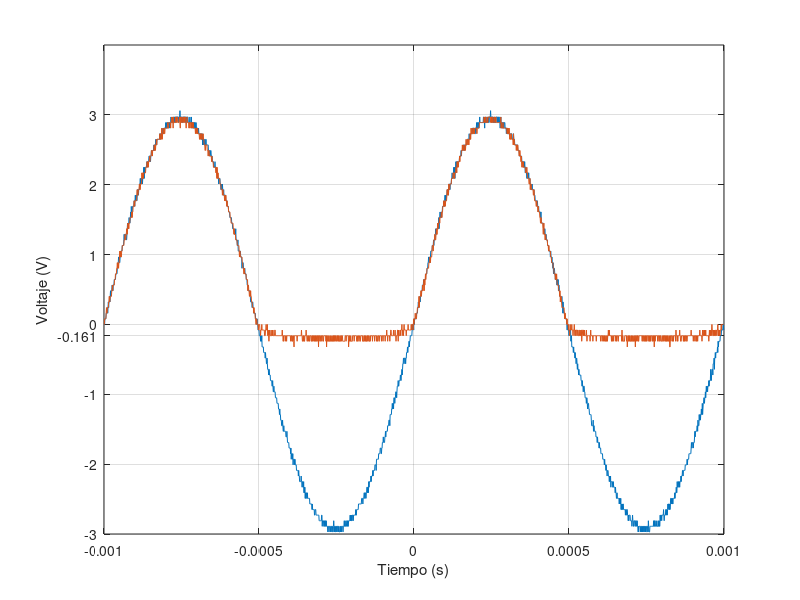

Reproduce this figure in MATLAB.
t=[-1.00E-03
-9.99E-04
-9.98E-04
-9.97E-04
-9.96E-04
-9.95E-04
-9.94E-04
-9.93E-04
-9.92E-04
-9.91E-04
-9.90E-04
-9.89E-04
-9.88E-04
-9.87E-04
-9.86E-04
-9.85E-04
-9.84E-04
-9.83E-04
-9.82E-04
-9.81E-04
-9.80E-04
-9.79E-04
-9.78E-04
-9.77E-04
-9.76E-04
-9.75E-04
-9.74E-04
-9.73E-04
-9.72E-04
-9.71E-04
-9.70E-04
-9.69E-04
-9.68E-04
-9.67E-04
-9.66E-04
-9.65E-04
-9.64E-04
-9.63E-04
-9.62E-04
-9.61E-04
-9.60E-04
-9.59E-04
-9.58E-04
-9.57E-04
-9.56E-04
-9.55E-04
-9.54E-04
-9.53E-04
-9.52E-04
-9.51E-04
-9.50E-04
-9.49E-04
-9.48E-04
-9.47E-04
-9.46E-04
-9.45E-04
-9.44E-04
-9.43E-04
-9.42E-04
-9.41E-04
-9.40E-04
-9.39E-04
-9.38E-04
-9.37E-04
-9.36E-04
-9.35E-04
-9.34E-04
-9.33E-04
-9.32E-04
-9.31E-04
-9.30E-04
-9.29E-04
-9.28E-04
-9.27E-04
-9.26E-04
-9.25E-04
-9.24E-04
-9.23E-04
-9.22E-04
-9.21E-04
-9.20E-04
-9.19E-04
-9.18E-04
-9.17E-04
-9.16E-04
-9.15E-04
-9.14E-04
-9.13E-04
-9.12E-04
-9.11E-04
-9.10E-04
-9.09E-04
-9.08E-04
-9.07E-04
-9.06E-04
-9.05E-04
-9.04E-04
-9.03E-04
-9.02E-04
-9.01E-04
-9.00E-04
-8.99E-04
-8.98E-04
-8.97E-04
-8.96E-04
-8.95E-04
-8.94E-04
-8.93E-04
-8.92E-04
-8.91E-04
-8.90E-04
-8.89E-04
-8.88E-04
-8.87E-04
-8.86E-04
-8.85E-04
-8.84E-04
-8.83E-04
-8.82E-04
-8.81E-04
-8.80E-04
-8.79E-04
-8.78E-04
-8.77E-04
-8.76E-04
-8.75E-04
-8.74E-04
-8.73E-04
-8.72E-04
-8.71E-04
-8.70E-04
-8.69E-04
-8.68E-04
-8.67E-04
-8.66E-04
-8.65E-04
-8.64E-04
-8.63E-04
-8.62E-04
-8.61E-04
-8.60E-04
-8.59E-04
-8.58E-04
-8.57E-04
-8.56E-04
-8.55E-04
-8.54E-04
-8.53E-04
-8.52E-04
-8.51E-04
-8.50E-04
-8.49E-04
-8.48E-04
-8.47E-04
-8.46E-04
-8.45E-04
-8.44E-04
-8.43E-04
-8.42E-04
-8.41E-04
-8.40E-04
-8.39E-04
-8.38E-04
-8.37E-04
-8.36E-04
-8.35E-04
-8.34E-04
-8.33E-04
-8.32E-04
-8.31E-04
-8.30E-04
-8.29E-04
-8.28E-04
-8.27E-04
-8.26E-04
-8.25E-04
-8.24E-04
-8.23E-04
-8.22E-04
-8.21E-04
-8.20E-04
-8.19E-04
-8.18E-04
-8.17E-04
-8.16E-04
-8.15E-04
-8.14E-04
-8.13E-04
-8.12E-04
-8.11E-04
-8.10E-04
-8.09E-04
-8.08E-04
-8.07E-04
-8.06E-04
-8.05E-04
-8.04E-04
-8.03E-04
-8.02E-04
-8.01E-04
-8.00E-04
-7.99E-04
-7.98E-04
-7.97E-04
-7.96E-04
-7.95E-04
-7.94E-04
-7.93E-04
-7.92E-04
-7.91E-04
-7.90E-04
-7.89E-04
-7.88E-04
-7.87E-04
-7.86E-04
-7.85E-04
-7.84E-04
-7.83E-04
-7.82E-04
-7.81E-04
-7.80E-04
-7.79E-04
-7.78E-04
-7.77E-04
-7.76E-04
-7.75E-04
-7.74E-04
-7.73E-04
-7.72E-04
-7.71E-04
-7.70E-04
-7.69E-04
-7.68E-04
-7.67E-04
-7.66E-04
-7.65E-04
-7.64E-04
-7.63E-04
-7.62E-04
-7.61E-04
-7.60E-04
-7.59E-04
-7.58E-04
-7.57E-04
-7.56E-04
-7.55E-04
-7.54E-04
-7.53E-04
-7.52E-04
-7.51E-04
-7.50E-04
-7.49E-04
-7.48E-04
-7.47E-04
-7.46E-04
-7.45E-04
-7.44E-04
-7.43E-04
-7.42E-04
-7.41E-04
-7.40E-04
-7.39E-04
-7.38E-04
-7.37E-04
-7.36E-04
-7.35E-04
-7.34E-04
-7.33E-04
-7.32E-04
-7.31E-04
-7.30E-04
-7.29E-04
-7.28E-04
-7.27E-04
-7.26E-04
-7.25E-04
-7.24E-04
-7.23E-04
-7.22E-04
-7.21E-04
-7.20E-04
-7.19E-04
-7.18E-04
-7.17E-04
-7.16E-04
-7.15E-04
-7.14E-04
-7.13E-04
-7.12E-04
-7.11E-04
-7.10E-04
-7.09E-04
-7.08E-04
-7.07E-04
-7.06E-04
-7.05E-04
-7.04E-04
-7.03E-04
-7.02E-04
-7.01E-04
-7.00E-04
-6.99E-04
-6.98E-04
-6.97E-04
-6.96E-04
-6.95E-04
-6.94E-04
-6.93E-04
-6.92E-04
-6.91E-04
-6.90E-04
-6.89E-04
-6.88E-04
-6.87E-04
-6.86E-04
-6.85E-04
-6.84E-04
-6.83E-04
-6.82E-04
-6.81E-04
-6.80E-04
-6.79E-04
-6.78E-04
-6.77E-04
-6.76E-04
-6.75E-04
-6.74E-04
-6.73E-04
-6.72E-04
-6.71E-04
-6.70E-04
-6.69E-04
-6.68E-04
-6.67E-04
-6.66E-04
-6.65E-04
-6.64E-04
-6.63E-04
-6.62E-04
-6.61E-04
-6.60E-04
-6.59E-04
-6.58E-04
-6.57E-04
-6.56E-04
-6.55E-04
-6.54E-04
-6.53E-04
-6.52E-04
-6.51E-04
-6.50E-04
-6.49E-04
-6.48E-04
-6.47E-04
-6.46E-04
-6.45E-04
-6.44E-04
-6.43E-04
-6.42E-04
-6.41E-04
-6.40E-04
-6.39E-04
-6.38E-04
-6.37E-04
-6.36E-04
-6.35E-04
-6.34E-04
-6.33E-04
-6.32E-04
-6.31E-04
-6.30E-04
-6.29E-04
-6.28E-04
-6.27E-04
-6.26E-04
-6.25E-04
-6.24E-04
-6.23E-04
-6.22E-04
-6.21E-04
-6.20E-04
-6.19E-04
-6.18E-04
-6.17E-04
-6.16E-04
-6.15E-04
-6.14E-04
-6.13E-04
-6.12E-04
-6.11E-04
-6.10E-04
-6.09E-04
-6.08E-04
-6.07E-04
-6.06E-04
-6.05E-04
-6.04E-04
-6.03E-04
-6.02E-04
-6.01E-04
-6.00E-04
-5.99E-04
-5.98E-04
-5.97E-04
-5.96E-04
-5.95E-04
-5.94E-04
-5.93E-04
-5.92E-04
-5.91E-04
-5.90E-04
-5.89E-04
-5.88E-04
-5.87E-04
-5.86E-04
-5.85E-04
-5.84E-04
-5.83E-04
-5.82E-04
-5.81E-04
-5.80E-04
-5.79E-04
-5.78E-04
-5.77E-04
-5.76E-04
-5.75E-04
-5.74E-04
-5.73E-04
-5.72E-04
-5.71E-04
-5.70E-04
-5.69E-04
-5.68E-04
-5.67E-04
-5.66E-04
-5.65E-04
-5.64E-04
-5.63E-04
-5.62E-04
-5.61E-04
-5.60E-04
-5.59E-04
-5.58E-04
-5.57E-04
-5.56E-04
-5.55E-04
-5.54E-04
-5.53E-04
-5.52E-04
-5.51E-04
-5.50E-04
-5.49E-04
-5.48E-04
-5.47E-04
-5.46E-04
-5.45E-04
-5.44E-04
-5.43E-04
-5.42E-04
-5.41E-04
-5.40E-04
-5.39E-04
-5.38E-04
-5.37E-04
-5.36E-04
-5.35E-04
-5.34E-04
-5.33E-04
-5.32E-04
-5.31E-04
-5.30E-04
-5.29E-04
-5.28E-04
-5.27E-04
-5.26E-04
-5.25E-04
-5.24E-04
-5.23E-04
-5.22E-04
-5.21E-04
-5.20E-04
-5.19E-04
-5.18E-04
-5.17E-04
-5.16E-04
-5.15E-04
-5.14E-04
-5.13E-04
-5.12E-04
-5.11E-04
-5.10E-04
-5.09E-04
-5.08E-04
-5.07E-04
-5.06E-04
-5.05E-04
-5.04E-04
-5.03E-04
-5.02E-04
-5.01E-04
-5.00E-04
-4.99E-04
-4.98E-04
-4.97E-04
-4.96E-04
-4.95E-04
-4.94E-04
-4.93E-04
-4.92E-04
-4.91E-04
-4.90E-04
-4.89E-04
-4.88E-04
-4.87E-04
-4.86E-04
-4.85E-04
-4.84E-04
-4.83E-04
-4.82E-04
-4.81E-04
-4.80E-04
-4.79E-04
-4.78E-04
-4.77E-04
-4.76E-04
-4.75E-04
-4.74E-04
-4.73E-04
-4.72E-04
-4.71E-04
-4.70E-04
-4.69E-04
-4.68E-04
-4.67E-04
-4.66E-04
-4.65E-04
-4.64E-04
-4.63E-04
-4.62E-04
-4.61E-04
-4.60E-04
-4.59E-04
-4.58E-04
-4.57E-04
-4.56E-04
-4.55E-04
-4.54E-04
-4.53E-04
-4.52E-04
-4.51E-04
-4.50E-04
-4.49E-04
-4.48E-04
-4.47E-04
-4.46E-04
-4.45E-04
-4.44E-04
-4.43E-04
-4.42E-04
-4.41E-04
-4.40E-04
-4.39E-04
-4.38E-04
-4.37E-04
-4.36E-04
-4.35E-04
-4.34E-04
-4.33E-04
-4.32E-04
-4.31E-04
-4.30E-04
-4.29E-04
-4.28E-04
-4.27E-04
-4.26E-04
-4.25E-04
-4.24E-04
-4.23E-04
-4.22E-04
-4.21E-04
-4.20E-04
-4.19E-04
-4.18E-04
-4.17E-04
-4.16E-04
-4.15E-04
-4.14E-04
-4.13E-04
-4.12E-04
-4.11E-04
-4.10E-04
-4.09E-04
-4.08E-04
-4.07E-04
-4.06E-04
-4.05E-04
-4.04E-04
-4.03E-04
-4.02E-04
-4.01E-04
-4.00E-04
-3.99E-04
-3.98E-04
-3.97E-04
-3.96E-04
-3.95E-04
-3.94E-04
-3.93E-04
-3.92E-04
-3.91E-04
-3.90E-04
-3.89E-04
-3.88E-04
-3.87E-04
-3.86E-04
-3.85E-04
-3.84E-04
-3.83E-04
-3.82E-04
-3.81E-04
-3.80E-04
-3.79E-04
-3.78E-04
-3.77E-04
-3.76E-04
-3.75E-04
-3.74E-04
-3.73E-04
-3.72E-04
-3.71E-04
-3.70E-04
-3.69E-04
-3.68E-04
-3.67E-04
-3.66E-04
-3.65E-04
-3.64E-04
-3.63E-04
-3.62E-04
-3.61E-04
-3.60E-04
-3.59E-04
-3.58E-04
-3.57E-04
-3.56E-04
-3.55E-04
-3.54E-04
-3.53E-04
-3.52E-04
-3.51E-04
-3.50E-04
-3.49E-04
-3.48E-04
-3.47E-04
-3.46E-04
-3.45E-04
-3.44E-04
-3.43E-04
-3.42E-04
-3.41E-04
-3.40E-04
-3.39E-04
-3.38E-04
-3.37E-04
-3.36E-04
-3.35E-04
-3.34E-04
-3.33E-04
-3.32E-04
-3.31E-04
-3.30E-04
-3.29E-04
-3.28E-04
-3.27E-04
-3.26E-04
-3.25E-04
-3.24E-04
-3.23E-04
-3.22E-04
-3.21E-04
-3.20E-04
-3.19E-04
-3.18E-04
-3.17E-04
-3.16E-04
-3.15E-04
-3.14E-04
-3.13E-04
-3.12E-04
-3.11E-04
-3.10E-04
-3.09E-04
-3.08E-04
-3.07E-04
-3.06E-04
-3.05E-04
-3.04E-04
-3.03E-04
-3.02E-04
-3.01E-04
-3.00E-04
-2.99E-04
-2.98E-04
-2.97E-04
-2.96E-04
-2.95E-04
-2.94E-04
-2.93E-04
-2.92E-04
-2.91E-04
-2.90E-04
-2.89E-04
-2.88E-04
-2.87E-04
-2.86E-04
-2.85E-04
-2.84E-04
-2.83E-04
-2.82E-04
-2.81E-04
-2.80E-04
-2.79E-04
-2.78E-04
-2.77E-04
-2.76E-04
-2.75E-04
-2.74E-04
-2.73E-04
-2.72E-04
-2.71E-04
-2.70E-04
-2.69E-04
-2.68E-04
-2.67E-04
-2.66E-04
-2.65E-04
-2.64E-04
-2.63E-04
-2.62E-04
-2.61E-04
-2.60E-04
-2.59E-04
-2.58E-04
-2.57E-04
-2.56E-04
-2.55E-04
-2.54E-04
-2.53E-04
-2.52E-04
-2.51E-04
-2.50E-04
-2.49E-04
-2.48E-04
-2.47E-04
-2.46E-04
-2.45E-04
-2.44E-04
-2.43E-04
-2.42E-04
-2.41E-04
-2.40E-04
-2.39E-04
-2.38E-04
-2.37E-04
-2.36E-04
-2.35E-04
-2.34E-04
-2.33E-04
-2.32E-04
-2.31E-04
-2.30E-04
-2.29E-04
-2.28E-04
-2.27E-04
-2.26E-04
-2.25E-04
-2.24E-04
-2.23E-04
-2.22E-04
-2.21E-04
-2.20E-04
-2.19E-04
-2.18E-04
-2.17E-04
-2.16E-04
-2.15E-04
-2.14E-04
-2.13E-04
-2.12E-04
-2.11E-04
-2.10E-04
-2.09E-04
-2.08E-04
-2.07E-04
-2.06E-04
-2.05E-04
-2.04E-04
-2.03E-04
-2.02E-04
-2.01E-04
-2.00E-04
-1.99E-04
-1.98E-04
-1.97E-04
-1.96E-04
-1.95E-04
-1.94E-04
-1.93E-04
-1.92E-04
-1.91E-04
-1.90E-04
-1.89E-04
-1.88E-04
-1.87E-04
-1.86E-04
-1.85E-04
-1.84E-04
-1.83E-04
-1.82E-04
-1.81E-04
-1.80E-04
-1.79E-04
-1.78E-04
-1.77E-04
-1.76E-04
-1.75E-04
-1.74E-04
-1.73E-04
-1.72E-04
-1.71E-04
-1.70E-04
-1.69E-04
-1.68E-04
-1.67E-04
-1.66E-04
-1.65E-04
-1.64E-04
-1.63E-04
-1.62E-04
-1.61E-04
-1.60E-04
-1.59E-04
-1.58E-04
-1.57E-04
-1.56E-04
-1.55E-04
-1.54E-04
-1.53E-04
-1.52E-04
-1.51E-04
-1.50E-04
-1.49E-04
-1.48E-04
-1.47E-04
-1.46E-04
-1.45E-04
-1.44E-04
-1.43E-04
-1.42E-04
-1.41E-04
-1.40E-04
-1.39E-04
-1.38E-04
-1.37E-04
-1.36E-04
-1.35E-04
-1.34E-04
-1.33E-04
-1.32E-04
-1.31E-04
-1.30E-04
-1.29E-04
-1.28E-04
-1.27E-04
-1.26E-04
-1.25E-04
-1.24E-04
-1.23E-04
-1.22E-04
-1.21E-04
-1.20E-04
-1.19E-04
-1.18E-04
-1.17E-04
-1.16E-04
-1.15E-04
-1.14E-04
-1.13E-04
-1.12E-04
-1.11E-04
-1.10E-04
-1.09E-04
-1.08E-04
-1.07E-04
-1.06E-04
-1.05E-04
-1.04E-04
-1.03E-04
-1.02E-04
-1.01E-04
-1.00E-04
-9.90E-05
-9.80E-05
-9.70E-05
-9.60E-05
-9.50E-05
-9.40E-05
-9.30E-05
-9.20E-05
-9.10E-05
-9.00E-05
-8.90E-05
-8.80E-05
-8.70E-05
-8.60E-05
-8.50E-05
-8.40E-05
-8.30E-05
-8.20E-05
-8.10E-05
-8.00E-05
-7.90E-05
-7.80E-05
-7.70E-05
-7.60E-05
-7.50E-05
-7.40E-05
-7.30E-05
-7.20E-05
-7.10E-05
-7.00E-05
-6.90E-05
-6.80E-05
-6.70E-05
-6.60E-05
-6.50E-05
-6.40E-05
-6.30E-05
-6.20E-05
-6.10E-05
-6.00E-05
-5.90E-05
-5.80E-05
-5.70E-05
-5.60E-05
-5.50E-05
-5.40E-05
-5.30E-05
-5.20E-05
-5.10E-05
-5.00E-05
-4.90E-05
-4.80E-05
-4.70E-05
-4.60E-05
-4.50E-05
-4.40E-05
-4.30E-05
-4.20E-05
-4.10E-05
-4.00E-05
-3.90E-05
-3.80E-05
-3.70E-05
-3.60E-05
-3.50E-05
-3.40E-05
-3.30E-05
-3.20E-05
-3.10E-05
-3.00E-05
-2.90E-05
-2.80E-05
-2.70E-05
-2.60E-05
-2.50E-05
-2.40E-05
-2.30E-05
-2.20E-05
-2.10E-05
-2.00E-05
-1.90E-05
-1.80E-05
-1.70E-05
-1.60E-05
-1.50E-05
-1.40E-05
-1.30E-05
-1.20E-05
-1.10E-05
-1.00E-05
-9.00E-06
-8.00E-06
-7.00E-06
-6.00E-06
-5.00E-06
-4.00E-06
-3.00E-06
-2.00E-06
-1.00E-06
0.00E+00
1.00E-06
2.00E-06
3.00E-06
4.00E-06
5.00E-06
6.00E-06
7.00E-06
8.00E-06
9.00E-06
1.00E-05
1.10E-05
1.20E-05
1.30E-05
1.40E-05
1.50E-05
1.60E-05
1.70E-05
1.80E-05
1.90E-05
2.00E-05
2.10E-05
2.20E-05
2.30E-05
2.40E-05
2.50E-05
2.60E-05
2.70E-05
2.80E-05
2.90E-05
3.00E-05
3.10E-05
3.20E-05
3.30E-05
3.40E-05
3.50E-05
3.60E-05
3.70E-05
3.80E-05
3.90E-05
4.00E-05
4.10E-05
4.20E-05
4.30E-05
4.40E-05
4.50E-05
4.60E-05
4.70E-05
4.80E-05
4.90E-05
5.00E-05
5.10E-05
5.20E-05
5.30E-05
5.40E-05
5.50E-05
5.60E-05
5.70E-05
5.80E-05
5.90E-05
6.00E-05
6.10E-05
6.20E-05
6.30E-05
6.40E-05
6.50E-05
6.60E-05
6.70E-05
6.80E-05
6.90E-05
7.00E-05
7.10E-05
7.20E-05
7.30E-05
7.40E-05
7.50E-05
7.60E-05
7.70E-05
7.80E-05
7.90E-05
8.00E-05
8.10E-05
8.20E-05
8.30E-05
8.40E-05
8.50E-05
8.60E-05
8.70E-05
8.80E-05
8.90E-05
9.00E-05
9.10E-05
9.20E-05
9.30E-05
9.40E-05
9.50E-05
9.60E-05
9.70E-05
9.80E-05
9.90E-05
1.00E-04
1.01E-04
1.02E-04
1.03E-04
1.04E-04
1.05E-04
1.06E-04
1.07E-04
1.08E-04
1.09E-04
1.10E-04
1.11E-04
1.12E-04
1.13E-04
1.14E-04
1.15E-04
1.16E-04
1.17E-04
1.18E-04
1.19E-04
1.20E-04
1.21E-04
1.22E-04
1.23E-04
1.24E-04
1.25E-04
1.26E-04
1.27E-04
1.28E-04
1.29E-04
1.30E-04
1.31E-04
1.32E-04
1.33E-04
1.34E-04
1.35E-04
1.36E-04
1.37E-04
1.38E-04
1.39E-04
1.40E-04
1.41E-04
1.42E-04
1.43E-04
1.44E-04
1.45E-04
1.46E-04
1.47E-04
1.48E-04
1.49E-04
1.50E-04
1.51E-04
1.52E-04
1.53E-04
1.54E-04
1.55E-04
1.56E-04
1.57E-04
1.58E-04
1.59E-04
1.60E-04
1.61E-04
1.62E-04
1.63E-04
1.64E-04
1.65E-04
1.66E-04
1.67E-04
1.68E-04
1.69E-04
1.70E-04
1.71E-04
1.72E-04
1.73E-04
1.74E-04
1.75E-04
1.76E-04
1.77E-04
1.78E-04
1.79E-04
1.80E-04
1.81E-04
1.82E-04
1.83E-04
1.84E-04
1.85E-04
1.86E-04
1.87E-04
1.88E-04
1.89E-04
1.90E-04
1.91E-04
1.92E-04
1.93E-04
1.94E-04
1.95E-04
1.96E-04
1.97E-04
1.98E-04
1.99E-04
2.00E-04
2.01E-04
2.02E-04
2.03E-04
2.04E-04
2.05E-04
2.06E-04
2.07E-04
2.08E-04
2.09E-04
2.10E-04
2.11E-04
2.12E-04
2.13E-04
2.14E-04
2.15E-04
2.16E-04
2.17E-04
2.18E-04
2.19E-04
2.20E-04
2.21E-04
2.22E-04
2.23E-04
2.24E-04
2.25E-04
2.26E-04
2.27E-04
2.28E-04
2.29E-04
2.30E-04
2.31E-04
2.32E-04
2.33E-04
2.34E-04
2.35E-04
2.36E-04
2.37E-04
2.38E-04
2.39E-04
2.40E-04
2.41E-04
2.42E-04
2.43E-04
2.44E-04
2.45E-04
2.46E-04
2.47E-04
2.48E-04
2.49E-04
2.50E-04
2.51E-04
2.52E-04
2.53E-04
2.54E-04
2.55E-04
2.56E-04
2.57E-04
2.58E-04
2.59E-04
2.60E-04
2.61E-04
2.62E-04
2.63E-04
2.64E-04
2.65E-04
2.66E-04
2.67E-04
2.68E-04
2.69E-04
2.70E-04
2.71E-04
2.72E-04
2.73E-04
2.74E-04
2.75E-04
2.76E-04
2.77E-04
2.78E-04
2.79E-04
2.80E-04
2.81E-04
2.82E-04
2.83E-04
2.84E-04
2.85E-04
2.86E-04
2.87E-04
2.88E-04
2.89E-04
2.90E-04
2.91E-04
2.92E-04
2.93E-04
2.94E-04
2.95E-04
2.96E-04
2.97E-04
2.98E-04
2.99E-04
3.00E-04
3.01E-04
3.02E-04
3.03E-04
3.04E-04
3.05E-04
3.06E-04
3.07E-04
3.08E-04
3.09E-04
3.10E-04
3.11E-04
3.12E-04
3.13E-04
3.14E-04
3.15E-04
3.16E-04
3.17E-04
3.18E-04
3.19E-04
3.20E-04
3.21E-04
3.22E-04
3.23E-04
3.24E-04
3.25E-04
3.26E-04
3.27E-04
3.28E-04
3.29E-04
3.30E-04
3.31E-04
3.32E-04
3.33E-04
3.34E-04
3.35E-04
3.36E-04
3.37E-04
3.38E-04
3.39E-04
3.40E-04
3.41E-04
3.42E-04
3.43E-04
3.44E-04
3.45E-04
3.46E-04
3.47E-04
3.48E-04
3.49E-04
3.50E-04
3.51E-04
3.52E-04
3.53E-04
3.54E-04
3.55E-04
3.56E-04
3.57E-04
3.58E-04
3.59E-04
3.60E-04
3.61E-04
3.62E-04
3.63E-04
3.64E-04
3.65E-04
3.66E-04
3.67E-04
3.68E-04
3.69E-04
3.70E-04
3.71E-04
3.72E-04
3.73E-04
3.74E-04
3.75E-04
3.76E-04
3.77E-04
3.78E-04
3.79E-04
3.80E-04
3.81E-04
3.82E-04
3.83E-04
3.84E-04
3.85E-04
3.86E-04
3.87E-04
3.88E-04
3.89E-04
3.90E-04
3.91E-04
3.92E-04
3.93E-04
3.94E-04
3.95E-04
3.96E-04
3.97E-04
3.98E-04
3.99E-04
4.00E-04
4.01E-04
4.02E-04
4.03E-04
4.04E-04
4.05E-04
4.06E-04
4.07E-04
4.08E-04
4.09E-04
4.10E-04
4.11E-04
4.12E-04
4.13E-04
4.14E-04
4.15E-04
4.16E-04
4.17E-04
4.18E-04
4.19E-04
4.20E-04
4.21E-04
4.22E-04
4.23E-04
4.24E-04
4.25E-04
4.26E-04
4.27E-04
4.28E-04
4.29E-04
4.30E-04
4.31E-04
4.32E-04
4.33E-04
4.34E-04
4.35E-04
4.36E-04
4.37E-04
4.38E-04
4.39E-04
4.40E-04
4.41E-04
4.42E-04
4.43E-04
4.44E-04
4.45E-04
4.46E-04
4.47E-04
4.48E-04
4.49E-04
4.50E-04
4.51E-04
4.52E-04
4.53E-04
4.54E-04
4.55E-04
4.56E-04
4.57E-04
4.58E-04
4.59E-04
4.60E-04
4.61E-04
4.62E-04
4.63E-04
4.64E-04
4.65E-04
4.66E-04
4.67E-04
4.68E-04
4.69E-04
4.70E-04
4.71E-04
4.72E-04
4.73E-04
4.74E-04
4.75E-04
4.76E-04
4.77E-04
4.78E-04
4.79E-04
4.80E-04
4.81E-04
4.82E-04
4.83E-04
4.84E-04
4.85E-04
4.86E-04
4.87E-04
4.88E-04
4.89E-04
4.90E-04
4.91E-04
4.92E-04
4.93E-04
4.94E-04
4.95E-04
4.96E-04
4.97E-04
4.98E-04
4.99E-04
5.00E-04
5.01E-04
5.02E-04
5.03E-04
5.04E-04
5.05E-04
5.06E-04
5.07E-04
5.08E-04
5.09E-04
5.10E-04
5.11E-04
5.12E-04
5.13E-04
5.14E-04
5.15E-04
5.16E-04
5.17E-04
5.18E-04
5.19E-04
5.20E-04
5.21E-04
5.22E-04
5.23E-04
5.24E-04
5.25E-04
5.26E-04
5.27E-04
5.28E-04
5.29E-04
5.30E-04
5.31E-04
5.32E-04
5.33E-04
5.34E-04
5.35E-04
5.36E-04
5.37E-04
5.38E-04
5.39E-04
5.40E-04
5.41E-04
5.42E-04
5.43E-04
5.44E-04
5.45E-04
5.46E-04
5.47E-04
5.48E-04
5.49E-04
5.50E-04
5.51E-04
5.52E-04
5.53E-04
5.54E-04
5.55E-04
5.56E-04
5.57E-04
5.58E-04
5.59E-04
5.60E-04
5.61E-04
5.62E-04
5.63E-04
5.64E-04
5.65E-04
5.66E-04
5.67E-04
5.68E-04
5.69E-04
5.70E-04
5.71E-04
5.72E-04
5.73E-04
5.74E-04
5.75E-04
5.76E-04
5.77E-04
5.78E-04
5.79E-04
5.80E-04
5.81E-04
5.82E-04
5.83E-04
5.84E-04
5.85E-04
5.86E-04
5.87E-04
5.88E-04
5.89E-04
5.90E-04
5.91E-04
5.92E-04
5.93E-04
5.94E-04
5.95E-04
5.96E-04
5.97E-04
5.98E-04
5.99E-04
6.00E-04
6.01E-04
6.02E-04
6.03E-04
6.04E-04
6.05E-04
6.06E-04
6.07E-04
6.08E-04
6.09E-04
6.10E-04
6.11E-04
6.12E-04
6.13E-04
6.14E-04
6.15E-04
6.16E-04
6.17E-04
6.18E-04
6.19E-04
6.20E-04
6.21E-04
6.22E-04
6.23E-04
6.24E-04
6.25E-04
6.26E-04
6.27E-04
6.28E-04
6.29E-04
6.30E-04
6.31E-04
6.32E-04
6.33E-04
6.34E-04
6.35E-04
6.36E-04
6.37E-04
6.38E-04
6.39E-04
6.40E-04
6.41E-04
6.42E-04
6.43E-04
6.44E-04
6.45E-04
6.46E-04
6.47E-04
6.48E-04
6.49E-04
6.50E-04
6.51E-04
6.52E-04
6.53E-04
6.54E-04
6.55E-04
6.56E-04
6.57E-04
6.58E-04
6.59E-04
6.60E-04
6.61E-04
6.62E-04
6.63E-04
6.64E-04
6.65E-04
6.66E-04
6.67E-04
6.68E-04
6.69E-04
6.70E-04
6.71E-04
6.72E-04
6.73E-04
6.74E-04
6.75E-04
6.76E-04
6.77E-04
6.78E-04
6.79E-04
6.80E-04
6.81E-04
6.82E-04
6.83E-04
6.84E-04
6.85E-04
6.86E-04
6.87E-04
6.88E-04
6.89E-04
6.90E-04
6.91E-04
6.92E-04
6.93E-04
6.94E-04
6.95E-04
6.96E-04
6.97E-04
6.98E-04
6.99E-04
7.00E-04
7.01E-04
7.02E-04
7.03E-04
7.04E-04
7.05E-04
7.06E-04
7.07E-04
7.08E-04
7.09E-04
7.10E-04
7.11E-04
7.12E-04
7.13E-04
7.14E-04
7.15E-04
7.16E-04
7.17E-04
7.18E-04
7.19E-04
7.20E-04
7.21E-04
7.22E-04
7.23E-04
7.24E-04
7.25E-04
7.26E-04
7.27E-04
7.28E-04
7.29E-04
7.30E-04
7.31E-04
7.32E-04
7.33E-04
7.34E-04
7.35E-04
7.36E-04
7.37E-04
7.38E-04
7.39E-04
7.40E-04
7.41E-04
7.42E-04
7.43E-04
7.44E-04
7.45E-04
7.46E-04
7.47E-04
7.48E-04
7.49E-04
7.50E-04
7.51E-04
7.52E-04
7.53E-04
7.54E-04
7.55E-04
7.56E-04
7.57E-04
7.58E-04
7.59E-04
7.60E-04
7.61E-04
7.62E-04
7.63E-04
7.64E-04
7.65E-04
7.66E-04
7.67E-04
7.68E-04
7.69E-04
7.70E-04
7.71E-04
7.72E-04
7.73E-04
7.74E-04
7.75E-04
7.76E-04
7.77E-04
7.78E-04
7.79E-04
7.80E-04
7.81E-04
7.82E-04
7.83E-04
7.84E-04
7.85E-04
7.86E-04
7.87E-04
7.88E-04
7.89E-04
7.90E-04
7.91E-04
7.92E-04
7.93E-04
7.94E-04
7.95E-04
7.96E-04
7.97E-04
7.98E-04
7.99E-04
8.00E-04
8.01E-04
8.02E-04
8.03E-04
8.04E-04
8.05E-04
8.06E-04
8.07E-04
8.08E-04
8.09E-04
8.10E-04
8.11E-04
8.12E-04
8.13E-04
8.14E-04
8.15E-04
8.16E-04
8.17E-04
8.18E-04
8.19E-04
8.20E-04
8.21E-04
8.22E-04
8.23E-04
8.24E-04
8.25E-04
8.26E-04
8.27E-04
8.28E-04
8.29E-04
8.30E-04
8.31E-04
8.32E-04
8.33E-04
8.34E-04
8.35E-04
8.36E-04
8.37E-04
8.38E-04
8.39E-04
8.40E-04
8.41E-04
8.42E-04
8.43E-04
8.44E-04
8.45E-04
8.46E-04
8.47E-04
8.48E-04
8.49E-04
8.50E-04
8.51E-04
8.52E-04
8.53E-04
8.54E-04
8.55E-04
8.56E-04
8.57E-04
8.58E-04
8.59E-04
8.60E-04
8.61E-04
8.62E-04
8.63E-04
8.64E-04
8.65E-04
8.66E-04
8.67E-04
8.68E-04
8.69E-04
8.70E-04
8.71E-04
8.72E-04
8.73E-04
8.74E-04
8.75E-04
8.76E-04
8.77E-04
8.78E-04
8.79E-04
8.80E-04
8.81E-04
8.82E-04
8.83E-04
8.84E-04
8.85E-04
8.86E-04
8.87E-04
8.88E-04
8.89E-04
8.90E-04
8.91E-04
8.92E-04
8.93E-04
8.94E-04
8.95E-04
8.96E-04
8.97E-04
8.98E-04
8.99E-04
9.00E-04
9.01E-04
9.02E-04
9.03E-04
9.04E-04
9.05E-04
9.06E-04
9.07E-04
9.08E-04
9.09E-04
9.10E-04
9.11E-04
9.12E-04
9.13E-04
9.14E-04
9.15E-04
9.16E-04
9.17E-04
9.18E-04
9.19E-04
9.20E-04
9.21E-04
9.22E-04
9.23E-04
9.24E-04
9.25E-04
9.26E-04
9.27E-04
9.28E-04
9.29E-04
9.30E-04
9.31E-04
9.32E-04
9.33E-04
9.34E-04
9.35E-04
9.36E-04
9.37E-04
9.38E-04
9.39E-04
9.40E-04
9.41E-04
9.42E-04
9.43E-04
9.44E-04
9.45E-04
9.46E-04
9.47E-04
9.48E-04
9.49E-04
9.50E-04
9.51E-04
9.52E-04
9.53E-04
9.54E-04
9.55E-04
9.56E-04
9.57E-04
9.58E-04
9.59E-04
9.60E-04
9.61E-04
9.62E-04
9.63E-04
9.64E-04
9.65E-04
9.66E-04
9.67E-04
9.68E-04
9.69E-04
9.70E-04
9.71E-04
9.72E-04
9.73E-04
9.74E-04
9.75E-04
9.76E-04
9.77E-04
9.78E-04
9.79E-04
9.80E-04
9.81E-04
9.82E-04
9.83E-04
9.84E-04
9.85E-04
9.86E-04
9.87E-04
9.88E-04
9.89E-04
9.90E-04
9.91E-04
9.92E-04
9.93E-04
9.94E-04
9.95E-04
9.96E-04
9.97E-04
9.98E-04
9.99E-04];
x=[0.00E+00
0.00E+00
0.00E+00
8.04E-02
8.04E-02
8.04E-02
8.04E-02
1.61E-01
1.61E-01
1.61E-01
1.61E-01
2.41E-01
1.61E-01
2.41E-01
3.22E-01
2.41E-01
3.22E-01
3.22E-01
4.02E-01
3.22E-01
4.02E-01
4.82E-01
4.02E-01
4.82E-01
4.82E-01
4.82E-01
5.63E-01
5.63E-01
4.82E-01
4.82E-01
5.63E-01
5.63E-01
5.63E-01
6.43E-01
6.43E-01
6.43E-01
6.43E-01
6.43E-01
7.24E-01
7.24E-01
7.24E-01
7.24E-01
7.24E-01
8.04E-01
8.04E-01
8.84E-01
8.84E-01
9.65E-01
9.65E-01
8.84E-01
8.84E-01
8.84E-01
9.65E-01
9.65E-01
1.05E+00
1.05E+00
1.05E+00
1.05E+00
1.05E+00
1.13E+00
1.13E+00
1.13E+00
1.13E+00
1.13E+00
1.21E+00
1.29E+00
1.21E+00
1.29E+00
1.29E+00
1.29E+00
1.29E+00
1.29E+00
1.21E+00
1.21E+00
1.29E+00
1.37E+00
1.45E+00
1.37E+00
1.37E+00
1.45E+00
1.45E+00
1.53E+00
1.45E+00
1.45E+00
1.45E+00
1.53E+00
1.61E+00
1.53E+00
1.69E+00
1.61E+00
1.61E+00
1.61E+00
1.69E+00
1.69E+00
1.69E+00
1.69E+00
1.69E+00
1.77E+00
1.77E+00
1.69E+00
1.77E+00
1.85E+00
1.77E+00
1.85E+00
1.77E+00
1.85E+00
1.77E+00
1.85E+00
1.93E+00
1.85E+00
1.93E+00
1.85E+00
1.93E+00
1.93E+00
1.93E+00
2.01E+00
2.01E+00
2.09E+00
2.01E+00
2.09E+00
2.01E+00
2.09E+00
2.01E+00
2.09E+00
2.01E+00
2.09E+00
2.09E+00
2.09E+00
2.25E+00
2.17E+00
2.09E+00
2.25E+00
2.17E+00
2.25E+00
2.25E+00
2.25E+00
2.25E+00
2.25E+00
2.33E+00
2.33E+00
2.33E+00
2.25E+00
2.33E+00
2.33E+00
2.33E+00
2.41E+00
2.41E+00
2.41E+00
2.41E+00
2.41E+00
2.33E+00
2.41E+00
2.41E+00
2.49E+00
2.49E+00
2.49E+00
2.49E+00
2.49E+00
2.49E+00
2.49E+00
2.49E+00
2.57E+00
2.49E+00
2.57E+00
2.57E+00
2.57E+00
2.57E+00
2.65E+00
2.57E+00
2.57E+00
2.57E+00
2.65E+00
2.65E+00
2.65E+00
2.65E+00
2.65E+00
2.65E+00
2.65E+00
2.65E+00
2.65E+00
2.73E+00
2.73E+00
2.65E+00
2.73E+00
2.73E+00
2.73E+00
2.73E+00
2.73E+00
2.73E+00
2.73E+00
2.81E+00
2.73E+00
2.73E+00
2.81E+00
2.81E+00
2.81E+00
2.81E+00
2.81E+00
2.81E+00
2.89E+00
2.81E+00
2.81E+00
2.89E+00
2.81E+00
2.81E+00
2.89E+00
2.89E+00
2.81E+00
2.89E+00
2.89E+00
2.89E+00
2.89E+00
2.81E+00
2.89E+00
2.89E+00
2.89E+00
2.97E+00
2.89E+00
2.89E+00
2.89E+00
2.89E+00
2.89E+00
2.97E+00
2.89E+00
2.89E+00
2.97E+00
2.97E+00
2.97E+00
2.89E+00
2.97E+00
2.97E+00
2.89E+00
2.97E+00
2.97E+00
2.97E+00
2.97E+00
2.97E+00
2.97E+00
2.97E+00
2.97E+00
2.97E+00
2.89E+00
2.97E+00
2.97E+00
2.97E+00
3.06E+00
2.97E+00
2.97E+00
2.97E+00
2.97E+00
2.97E+00
2.89E+00
2.97E+00
2.97E+00
2.89E+00
2.89E+00
2.97E+00
2.97E+00
2.97E+00
2.97E+00
2.97E+00
2.97E+00
2.97E+00
2.89E+00
2.97E+00
2.97E+00
2.97E+00
2.89E+00
2.89E+00
2.97E+00
2.97E+00
2.97E+00
2.89E+00
2.89E+00
2.89E+00
2.89E+00
2.89E+00
2.97E+00
2.89E+00
2.89E+00
2.89E+00
2.89E+00
2.97E+00
2.81E+00
2.89E+00
2.89E+00
2.89E+00
2.81E+00
2.81E+00
2.89E+00
2.81E+00
2.89E+00
2.89E+00
2.81E+00
2.89E+00
2.81E+00
2.81E+00
2.89E+00
2.81E+00
2.81E+00
2.81E+00
2.81E+00
2.81E+00
2.73E+00
2.73E+00
2.81E+00
2.73E+00
2.73E+00
2.73E+00
2.73E+00
2.73E+00
2.73E+00
2.73E+00
2.65E+00
2.65E+00
2.73E+00
2.65E+00
2.73E+00
2.57E+00
2.65E+00
2.57E+00
2.65E+00
2.65E+00
2.57E+00
2.57E+00
2.65E+00
2.65E+00
2.57E+00
2.57E+00
2.65E+00
2.57E+00
2.57E+00
2.57E+00
2.57E+00
2.57E+00
2.57E+00
2.57E+00
2.49E+00
2.49E+00
2.41E+00
2.49E+00
2.49E+00
2.41E+00
2.41E+00
2.49E+00
2.49E+00
2.41E+00
2.41E+00
2.41E+00
2.41E+00
2.33E+00
2.33E+00
2.33E+00
2.33E+00
2.25E+00
2.25E+00
2.25E+00
2.25E+00
2.33E+00
2.25E+00
2.25E+00
2.25E+00
2.25E+00
2.17E+00
2.17E+00
2.17E+00
2.17E+00
2.09E+00
2.09E+00
2.09E+00
2.01E+00
2.09E+00
2.09E+00
2.09E+00
2.09E+00
2.01E+00
2.01E+00
1.93E+00
1.93E+00
2.01E+00
1.93E+00
1.93E+00
2.01E+00
1.93E+00
1.85E+00
1.85E+00
1.93E+00
1.85E+00
1.85E+00
1.85E+00
1.85E+00
1.85E+00
1.85E+00
1.77E+00
1.77E+00
1.77E+00
1.77E+00
1.77E+00
1.69E+00
1.69E+00
1.69E+00
1.69E+00
1.61E+00
1.61E+00
1.61E+00
1.61E+00
1.53E+00
1.53E+00
1.53E+00
1.53E+00
1.53E+00
1.53E+00
1.45E+00
1.45E+00
1.45E+00
1.37E+00
1.37E+00
1.37E+00
1.37E+00
1.37E+00
1.37E+00
1.29E+00
1.29E+00
1.29E+00
1.29E+00
1.37E+00
1.21E+00
1.21E+00
1.21E+00
1.21E+00
1.13E+00
1.13E+00
1.21E+00
1.05E+00
1.05E+00
1.05E+00
1.05E+00
1.05E+00
1.05E+00
1.05E+00
1.05E+00
9.65E-01
9.65E-01
9.65E-01
9.65E-01
8.04E-01
8.84E-01
8.84E-01
8.84E-01
8.84E-01
8.04E-01
8.04E-01
8.04E-01
7.24E-01
8.04E-01
7.24E-01
7.24E-01
7.24E-01
7.24E-01
6.43E-01
6.43E-01
6.43E-01
5.63E-01
5.63E-01
5.63E-01
4.82E-01
4.82E-01
4.82E-01
4.82E-01
4.82E-01
4.82E-01
4.82E-01
4.02E-01
3.22E-01
3.22E-01
3.22E-01
3.22E-01
3.22E-01
2.41E-01
3.22E-01
3.22E-01
2.41E-01
2.41E-01
1.61E-01
1.61E-01
1.61E-01
1.61E-01
1.61E-01
1.61E-01
8.04E-02
8.04E-02
8.04E-02
8.04E-02
0.00E+00
8.04E-02
0.00E+00
0.00E+00
-8.04E-02
-8.04E-02
-8.04E-02
-8.04E-02
-1.61E-01
-1.61E-01
-1.61E-01
-1.61E-01
-2.41E-01
-1.61E-01
-2.41E-01
-2.41E-01
-1.61E-01
-3.22E-01
-3.22E-01
-3.22E-01
-3.22E-01
-3.22E-01
-4.02E-01
-4.02E-01
-4.02E-01
-4.02E-01
-4.02E-01
-4.82E-01
-4.02E-01
-4.82E-01
-4.82E-01
-5.63E-01
-5.63E-01
-4.82E-01
-5.63E-01
-6.43E-01
-6.43E-01
-6.43E-01
-7.24E-01
-6.43E-01
-6.43E-01
-7.24E-01
-7.24E-01
-7.24E-01
-8.04E-01
-8.04E-01
-8.04E-01
-8.04E-01
-8.04E-01
-8.84E-01
-8.84E-01
-8.04E-01
-8.84E-01
-9.65E-01
-9.65E-01
-8.84E-01
-9.65E-01
-9.65E-01
-9.65E-01
-9.65E-01
-1.05E+00
-1.05E+00
-1.05E+00
-1.05E+00
-1.05E+00
-1.13E+00
-1.13E+00
-1.13E+00
-1.13E+00
-1.13E+00
-1.21E+00
-1.21E+00
-1.21E+00
-1.29E+00
-1.21E+00
-1.29E+00
-1.29E+00
-1.37E+00
-1.37E+00
-1.37E+00
-1.45E+00
-1.45E+00
-1.45E+00
-1.37E+00
-1.45E+00
-1.53E+00
-1.53E+00
-1.45E+00
-1.53E+00
-1.53E+00
-1.53E+00
-1.53E+00
-1.53E+00
-1.53E+00
-1.61E+00
-1.61E+00
-1.61E+00
-1.53E+00
-1.61E+00
-1.69E+00
-1.69E+00
-1.69E+00
-1.69E+00
-1.69E+00
-1.77E+00
-1.77E+00
-1.77E+00
-1.77E+00
-1.77E+00
-1.85E+00
-1.77E+00
-1.93E+00
-1.85E+00
-1.85E+00
-1.85E+00
-1.93E+00
-1.85E+00
-2.01E+00
-1.93E+00
-1.93E+00
-1.93E+00
-1.93E+00
-2.01E+00
-1.93E+00
-2.01E+00
-2.01E+00
-2.01E+00
-2.01E+00
-2.09E+00
-2.09E+00
-2.09E+00
-2.09E+00
-2.09E+00
-2.09E+00
-2.17E+00
-2.09E+00
-2.17E+00
-2.17E+00
-2.25E+00
-2.25E+00
-2.25E+00
-2.25E+00
-2.25E+00
-2.17E+00
-2.25E+00
-2.25E+00
-2.33E+00
-2.25E+00
-2.25E+00
-2.33E+00
-2.33E+00
-2.25E+00
-2.41E+00
-2.33E+00
-2.41E+00
-2.33E+00
-2.49E+00
-2.41E+00
-2.49E+00
-2.49E+00
-2.41E+00
-2.41E+00
-2.49E+00
-2.41E+00
-2.49E+00
-2.49E+00
-2.49E+00
-2.49E+00
-2.49E+00
-2.49E+00
-2.49E+00
-2.57E+00
-2.57E+00
-2.57E+00
-2.57E+00
-2.57E+00
-2.57E+00
-2.57E+00
-2.65E+00
-2.57E+00
-2.65E+00
-2.65E+00
-2.65E+00
-2.65E+00
-2.65E+00
-2.65E+00
-2.73E+00
-2.73E+00
-2.65E+00
-2.65E+00
-2.65E+00
-2.73E+00
-2.73E+00
-2.73E+00
-2.73E+00
-2.73E+00
-2.73E+00
-2.73E+00
-2.73E+00
-2.73E+00
-2.73E+00
-2.81E+00
-2.81E+00
-2.81E+00
-2.81E+00
-2.81E+00
-2.81E+00
-2.81E+00
-2.81E+00
-2.73E+00
-2.73E+00
-2.89E+00
-2.81E+00
-2.81E+00
-2.81E+00
-2.81E+00
-2.89E+00
-2.89E+00
-2.81E+00
-2.89E+00
-2.81E+00
-2.81E+00
-2.89E+00
-2.89E+00
-2.81E+00
-2.89E+00
-2.89E+00
-2.89E+00
-2.89E+00
-2.97E+00
-2.89E+00
-2.89E+00
-2.89E+00
-2.97E+00
-2.89E+00
-2.89E+00
-2.89E+00
-2.89E+00
-2.97E+00
-2.89E+00
-2.89E+00
-2.89E+00
-2.97E+00
-2.89E+00
-2.89E+00
-2.97E+00
-2.97E+00
-2.89E+00
-2.81E+00
-2.89E+00
-2.97E+00
-2.89E+00
-2.97E+00
-2.97E+00
-2.89E+00
-2.89E+00
-2.97E+00
-2.89E+00
-2.89E+00
-2.97E+00
-2.89E+00
-2.89E+00
-2.89E+00
-2.97E+00
-2.89E+00
-2.89E+00
-2.97E+00
-2.97E+00
-2.97E+00
-2.89E+00
-2.97E+00
-2.89E+00
-2.89E+00
-2.97E+00
-2.89E+00
-2.89E+00
-2.89E+00
-2.89E+00
-2.97E+00
-2.89E+00
-2.89E+00
-2.89E+00
-2.81E+00
-2.89E+00
-2.89E+00
-2.81E+00
-2.89E+00
-2.89E+00
-2.89E+00
-2.89E+00
-2.81E+00
-2.81E+00
-2.89E+00
-2.81E+00
-2.89E+00
-2.89E+00
-2.81E+00
-2.81E+00
-2.81E+00
-2.81E+00
-2.81E+00
-2.73E+00
-2.81E+00
-2.73E+00
-2.81E+00
-2.81E+00
-2.73E+00
-2.81E+00
-2.73E+00
-2.73E+00
-2.73E+00
-2.81E+00
-2.73E+00
-2.73E+00
-2.73E+00
-2.73E+00
-2.73E+00
-2.73E+00
-2.73E+00
-2.65E+00
-2.73E+00
-2.73E+00
-2.65E+00
-2.65E+00
-2.65E+00
-2.65E+00
-2.65E+00
-2.65E+00
-2.57E+00
-2.57E+00
-2.57E+00
-2.57E+00
-2.57E+00
-2.57E+00
-2.57E+00
-2.57E+00
-2.57E+00
-2.57E+00
-2.49E+00
-2.49E+00
-2.49E+00
-2.49E+00
-2.57E+00
-2.49E+00
-2.49E+00
-2.49E+00
-2.41E+00
-2.41E+00
-2.49E+00
-2.49E+00
-2.41E+00
-2.41E+00
-2.49E+00
-2.41E+00
-2.41E+00
-2.33E+00
-2.33E+00
-2.41E+00
-2.33E+00
-2.33E+00
-2.41E+00
-2.25E+00
-2.33E+00
-2.25E+00
-2.25E+00
-2.25E+00
-2.25E+00
-2.25E+00
-2.17E+00
-2.25E+00
-2.17E+00
-2.17E+00
-2.17E+00
-2.17E+00
-2.09E+00
-2.17E+00
-2.09E+00
-2.09E+00
-2.09E+00
-2.09E+00
-2.09E+00
-2.01E+00
-2.01E+00
-2.01E+00
-2.01E+00
-2.09E+00
-1.93E+00
-1.93E+00
-1.93E+00
-1.93E+00
-1.93E+00
-1.93E+00
-1.93E+00
-1.85E+00
-1.85E+00
-1.85E+00
-1.85E+00
-1.85E+00
-1.77E+00
-1.77E+00
-1.77E+00
-1.85E+00
-1.85E+00
-1.77E+00
-1.77E+00
-1.69E+00
-1.69E+00
-1.69E+00
-1.61E+00
-1.69E+00
-1.69E+00
-1.69E+00
-1.69E+00
-1.61E+00
-1.61E+00
-1.53E+00
-1.61E+00
-1.53E+00
-1.53E+00
-1.53E+00
-1.53E+00
-1.53E+00
-1.45E+00
-1.45E+00
-1.45E+00
-1.45E+00
-1.37E+00
-1.37E+00
-1.37E+00
-1.45E+00
-1.29E+00
-1.29E+00
-1.29E+00
-1.29E+00
-1.29E+00
-1.21E+00
-1.21E+00
-1.13E+00
-1.21E+00
-1.21E+00
-1.13E+00
-1.21E+00
-1.05E+00
-1.05E+00
-1.05E+00
-1.13E+00
-1.05E+00
-1.05E+00
-9.65E-01
-9.65E-01
-9.65E-01
-1.05E+00
-9.65E-01
-8.84E-01
-8.84E-01
-8.84E-01
-8.04E-01
-8.84E-01
-8.84E-01
-8.04E-01
-8.04E-01
-8.04E-01
-8.04E-01
-7.24E-01
-7.24E-01
-8.04E-01
-7.24E-01
-7.24E-01
-6.43E-01
-7.24E-01
-6.43E-01
-5.63E-01
-5.63E-01
-4.82E-01
-4.82E-01
-5.63E-01
-4.82E-01
-4.82E-01
-4.82E-01
-4.82E-01
-5.63E-01
-4.82E-01
-4.82E-01
-4.02E-01
-4.02E-01
-4.02E-01
-3.22E-01
-4.02E-01
-3.22E-01
-3.22E-01
-3.22E-01
-2.41E-01
-3.22E-01
-2.41E-01
-2.41E-01
-1.61E-01
-1.61E-01
-1.61E-01
-1.61E-01
-1.61E-01
-1.61E-01
-8.04E-02
0.00E+00
-8.04E-02
-8.04E-02
0.00E+00
-8.04E-02
8.04E-02
0.00E+00
8.04E-02
8.04E-02
8.04E-02
8.04E-02
8.04E-02
8.04E-02
1.61E-01
1.61E-01
1.61E-01
1.61E-01
2.41E-01
2.41E-01
3.22E-01
2.41E-01
3.22E-01
3.22E-01
3.22E-01
4.02E-01
3.22E-01
4.02E-01
4.02E-01
4.02E-01
4.82E-01
4.82E-01
4.82E-01
5.63E-01
5.63E-01
5.63E-01
5.63E-01
6.43E-01
6.43E-01
6.43E-01
6.43E-01
6.43E-01
6.43E-01
6.43E-01
7.24E-01
7.24E-01
7.24E-01
7.24E-01
8.04E-01
8.04E-01
8.04E-01
8.84E-01
8.84E-01
9.65E-01
9.65E-01
8.84E-01
9.65E-01
9.65E-01
8.84E-01
9.65E-01
1.05E+00
1.05E+00
1.05E+00
1.05E+00
1.05E+00
1.13E+00
1.13E+00
1.13E+00
1.13E+00
1.21E+00
1.13E+00
1.21E+00
1.21E+00
1.21E+00
1.21E+00
1.29E+00
1.37E+00
1.29E+00
1.29E+00
1.37E+00
1.37E+00
1.37E+00
1.37E+00
1.37E+00
1.37E+00
1.37E+00
1.53E+00
1.37E+00
1.53E+00
1.53E+00
1.61E+00
1.53E+00
1.53E+00
1.61E+00
1.53E+00
1.53E+00
1.61E+00
1.61E+00
1.69E+00
1.69E+00
1.69E+00
1.69E+00
1.77E+00
1.69E+00
1.69E+00
1.77E+00
1.85E+00
1.77E+00
1.85E+00
1.77E+00
1.77E+00
1.85E+00
1.85E+00
1.93E+00
1.93E+00
1.93E+00
1.93E+00
1.85E+00
1.93E+00
2.01E+00
2.01E+00
2.01E+00
1.93E+00
2.01E+00
2.01E+00
2.01E+00
2.01E+00
2.09E+00
2.09E+00
2.17E+00
2.09E+00
2.09E+00
2.09E+00
2.09E+00
2.25E+00
2.17E+00
2.17E+00
2.25E+00
2.09E+00
2.25E+00
2.17E+00
2.33E+00
2.17E+00
2.33E+00
2.33E+00
2.25E+00
2.33E+00
2.33E+00
2.33E+00
2.33E+00
2.33E+00
2.33E+00
2.33E+00
2.41E+00
2.41E+00
2.41E+00
2.41E+00
2.41E+00
2.49E+00
2.41E+00
2.49E+00
2.49E+00
2.49E+00
2.49E+00
2.49E+00
2.49E+00
2.57E+00
2.57E+00
2.57E+00
2.49E+00
2.57E+00
2.57E+00
2.57E+00
2.57E+00
2.57E+00
2.57E+00
2.57E+00
2.65E+00
2.65E+00
2.65E+00
2.65E+00
2.65E+00
2.65E+00
2.65E+00
2.73E+00
2.65E+00
2.65E+00
2.65E+00
2.73E+00
2.73E+00
2.73E+00
2.73E+00
2.73E+00
2.73E+00
2.73E+00
2.81E+00
2.81E+00
2.81E+00
2.81E+00
2.81E+00
2.73E+00
2.73E+00
2.81E+00
2.81E+00
2.81E+00
2.73E+00
2.73E+00
2.81E+00
2.89E+00
2.81E+00
2.89E+00
2.89E+00
2.81E+00
2.81E+00
2.89E+00
2.81E+00
2.89E+00
2.89E+00
2.97E+00
2.89E+00
2.89E+00
2.89E+00
2.89E+00
2.89E+00
2.89E+00
2.89E+00
2.89E+00
2.89E+00
2.89E+00
2.89E+00
2.97E+00
2.97E+00
2.89E+00
2.89E+00
2.81E+00
2.97E+00
2.89E+00
2.97E+00
2.89E+00
2.89E+00
2.89E+00
2.97E+00
2.97E+00
2.89E+00
2.89E+00
2.89E+00
2.89E+00
2.97E+00
2.89E+00
2.97E+00
2.97E+00
2.97E+00
2.97E+00
3.06E+00
2.97E+00
2.97E+00
2.97E+00
2.89E+00
2.97E+00
2.97E+00
2.97E+00
2.89E+00
2.97E+00
2.89E+00
2.97E+00
2.89E+00
2.97E+00
2.89E+00
2.89E+00
2.97E+00
2.89E+00
2.97E+00
2.97E+00
2.97E+00
2.97E+00
2.89E+00
2.97E+00
2.97E+00
2.97E+00
2.89E+00
2.97E+00
2.97E+00
2.89E+00
2.89E+00
2.81E+00
2.89E+00
2.97E+00
2.89E+00
2.89E+00
2.89E+00
2.81E+00
2.89E+00
2.89E+00
2.89E+00
2.81E+00
2.89E+00
2.81E+00
2.89E+00
2.89E+00
2.89E+00
2.81E+00
2.81E+00
2.81E+00
2.81E+00
2.73E+00
2.81E+00
2.81E+00
2.81E+00
2.73E+00
2.73E+00
2.73E+00
2.73E+00
2.73E+00
2.73E+00
2.73E+00
2.73E+00
2.73E+00
2.73E+00
2.73E+00
2.73E+00
2.73E+00
2.73E+00
2.73E+00
2.65E+00
2.65E+00
2.65E+00
2.65E+00
2.73E+00
2.65E+00
2.65E+00
2.65E+00
2.57E+00
2.57E+00
2.57E+00
2.57E+00
2.57E+00
2.57E+00
2.57E+00
2.57E+00
2.57E+00
2.57E+00
2.49E+00
2.49E+00
2.49E+00
2.49E+00
2.49E+00
2.41E+00
2.41E+00
2.41E+00
2.41E+00
2.41E+00
2.41E+00
2.41E+00
2.41E+00
2.33E+00
2.33E+00
2.33E+00
2.33E+00
2.33E+00
2.25E+00
2.33E+00
2.33E+00
2.25E+00
2.33E+00
2.25E+00
2.17E+00
2.25E+00
2.25E+00
2.25E+00
2.17E+00
2.09E+00
2.17E+00
2.17E+00
2.09E+00
2.17E+00
2.09E+00
2.17E+00
2.09E+00
2.09E+00
2.09E+00
2.09E+00
2.01E+00
2.01E+00
1.93E+00
2.01E+00
1.93E+00
1.93E+00
2.01E+00
1.93E+00
1.93E+00
1.93E+00
1.93E+00
1.93E+00
1.93E+00
1.85E+00
1.85E+00
1.85E+00
1.77E+00
1.77E+00
1.77E+00
1.77E+00
1.77E+00
1.77E+00
1.77E+00
1.77E+00
1.69E+00
1.69E+00
1.61E+00
1.69E+00
1.61E+00
1.61E+00
1.61E+00
1.61E+00
1.61E+00
1.53E+00
1.61E+00
1.61E+00
1.45E+00
1.45E+00
1.45E+00
1.45E+00
1.45E+00
1.45E+00
1.45E+00
1.37E+00
1.37E+00
1.37E+00
1.29E+00
1.37E+00
1.29E+00
1.29E+00
1.21E+00
1.29E+00
1.21E+00
1.21E+00
1.21E+00
1.21E+00
1.13E+00
1.13E+00
1.13E+00
1.13E+00
1.05E+00
1.05E+00
1.05E+00
1.05E+00
1.05E+00
9.65E-01
1.05E+00
9.65E-01
9.65E-01
8.84E-01
9.65E-01
8.84E-01
8.84E-01
8.04E-01
8.84E-01
7.24E-01
8.04E-01
8.04E-01
8.04E-01
7.24E-01
7.24E-01
6.43E-01
7.24E-01
6.43E-01
6.43E-01
6.43E-01
5.63E-01
6.43E-01
6.43E-01
5.63E-01
6.43E-01
4.82E-01
5.63E-01
5.63E-01
4.82E-01
4.02E-01
4.02E-01
4.02E-01
4.02E-01
3.22E-01
3.22E-01
3.22E-01
4.02E-01
3.22E-01
3.22E-01
1.61E-01
3.22E-01
2.41E-01
1.61E-01
1.61E-01
1.61E-01
1.61E-01
8.04E-02
8.04E-02
8.04E-02
8.04E-02
8.04E-02
8.04E-02
0.00E+00
-8.04E-02
0.00E+00
-8.04E-02
-8.04E-02
-8.04E-02
-8.04E-02
-1.61E-01
-8.04E-02
-1.61E-01
-8.04E-02
-8.04E-02
-8.04E-02
-2.41E-01
-1.61E-01
-1.61E-01
-3.22E-01
-3.22E-01
-3.22E-01
-3.22E-01
-3.22E-01
-4.02E-01
-3.22E-01
-4.02E-01
-4.02E-01
-4.02E-01
-4.82E-01
-4.02E-01
-4.82E-01
-4.82E-01
-5.63E-01
-4.82E-01
-4.82E-01
-5.63E-01
-6.43E-01
-5.63E-01
-6.43E-01
-6.43E-01
-7.24E-01
-6.43E-01
-7.24E-01
-7.24E-01
-7.24E-01
-7.24E-01
-7.24E-01
-7.24E-01
-8.04E-01
-8.04E-01
-8.04E-01
-8.84E-01
-8.04E-01
-8.84E-01
-8.84E-01
-9.65E-01
-8.84E-01
-8.84E-01
-8.84E-01
-9.65E-01
-9.65E-01
-1.05E+00
-1.05E+00
-1.05E+00
-1.05E+00
-1.13E+00
-1.05E+00
-1.05E+00
-1.13E+00
-1.21E+00
-1.13E+00
-1.13E+00
-1.13E+00
-1.21E+00
-1.21E+00
-1.29E+00
-1.29E+00
-1.29E+00
-1.29E+00
-1.29E+00
-1.29E+00
-1.37E+00
-1.45E+00
-1.45E+00
-1.45E+00
-1.45E+00
-1.45E+00
-1.37E+00
-1.53E+00
-1.45E+00
-1.45E+00
-1.53E+00
-1.53E+00
-1.53E+00
-1.53E+00
-1.53E+00
-1.61E+00
-1.61E+00
-1.61E+00
-1.61E+00
-1.69E+00
-1.61E+00
-1.69E+00
-1.69E+00
-1.69E+00
-1.69E+00
-1.77E+00
-1.69E+00
-1.77E+00
-1.77E+00
-1.77E+00
-1.77E+00
-1.85E+00
-1.85E+00
-1.85E+00
-1.85E+00
-1.85E+00
-1.85E+00
-1.93E+00
-1.93E+00
-1.93E+00
-1.93E+00
-1.93E+00
-2.01E+00
-1.93E+00
-2.01E+00
-2.01E+00
-2.01E+00
-2.09E+00
-2.01E+00
-2.09E+00
-2.09E+00
-2.17E+00
-2.09E+00
-2.09E+00
-2.09E+00
-2.17E+00
-2.17E+00
-2.17E+00
-2.25E+00
-2.17E+00
-2.25E+00
-2.25E+00
-2.17E+00
-2.33E+00
-2.25E+00
-2.25E+00
-2.25E+00
-2.25E+00
-2.25E+00
-2.33E+00
-2.33E+00
-2.25E+00
-2.33E+00
-2.33E+00
-2.33E+00
-2.33E+00
-2.33E+00
-2.41E+00
-2.33E+00
-2.41E+00
-2.41E+00
-2.49E+00
-2.49E+00
-2.41E+00
-2.49E+00
-2.49E+00
-2.49E+00
-2.49E+00
-2.49E+00
-2.49E+00
-2.57E+00
-2.49E+00
-2.57E+00
-2.49E+00
-2.57E+00
-2.49E+00
-2.65E+00
-2.57E+00
-2.65E+00
-2.65E+00
-2.57E+00
-2.65E+00
-2.57E+00
-2.57E+00
-2.65E+00
-2.65E+00
-2.65E+00
-2.65E+00
-2.65E+00
-2.65E+00
-2.73E+00
-2.65E+00
-2.73E+00
-2.73E+00
-2.65E+00
-2.65E+00
-2.65E+00
-2.73E+00
-2.73E+00
-2.81E+00
-2.73E+00
-2.81E+00
-2.73E+00
-2.73E+00
-2.73E+00
-2.73E+00
-2.81E+00
-2.81E+00
-2.81E+00
-2.81E+00
-2.81E+00
-2.89E+00
-2.81E+00
-2.73E+00
-2.81E+00
-2.81E+00
-2.89E+00
-2.89E+00
-2.81E+00
-2.81E+00
-2.81E+00
-2.89E+00
-2.89E+00
-2.81E+00
-2.81E+00
-2.81E+00
-2.89E+00
-2.89E+00
-2.81E+00
-2.89E+00
-2.89E+00
-2.97E+00
-2.89E+00
-2.97E+00
-2.89E+00
-2.89E+00
-2.89E+00
-2.89E+00
-2.89E+00
-2.97E+00
-2.89E+00
-2.89E+00
-2.97E+00
-2.89E+00
-2.89E+00
-2.97E+00
-2.89E+00
-2.97E+00
-2.89E+00
-2.89E+00
-2.97E+00
-2.89E+00
-2.89E+00
-2.97E+00
-2.89E+00
-2.97E+00
-2.89E+00
-2.89E+00
-2.89E+00
-2.97E+00
-2.97E+00
-2.89E+00
-2.89E+00
-2.97E+00
-2.81E+00
-2.89E+00
-2.97E+00
-2.97E+00
-2.97E+00
-2.89E+00
-2.89E+00
-2.89E+00
-2.89E+00
-2.89E+00
-2.89E+00
-2.89E+00
-2.89E+00
-2.89E+00
-2.89E+00
-2.89E+00
-2.89E+00
-2.81E+00
-2.89E+00
-2.81E+00
-2.89E+00
-2.81E+00
-2.81E+00
-2.89E+00
-2.89E+00
-2.89E+00
-2.89E+00
-2.81E+00
-2.89E+00
-2.89E+00
-2.89E+00
-2.89E+00
-2.81E+00
-2.89E+00
-2.89E+00
-2.81E+00
-2.89E+00
-2.89E+00
-2.73E+00
-2.81E+00
-2.73E+00
-2.73E+00
-2.73E+00
-2.81E+00
-2.73E+00
-2.73E+00
-2.73E+00
-2.73E+00
-2.73E+00
-2.65E+00
-2.73E+00
-2.81E+00
-2.73E+00
-2.73E+00
-2.73E+00
-2.73E+00
-2.65E+00
-2.65E+00
-2.73E+00
-2.65E+00
-2.65E+00
-2.73E+00
-2.65E+00
-2.57E+00
-2.65E+00
-2.57E+00
-2.57E+00
-2.57E+00
-2.65E+00
-2.57E+00
-2.65E+00
-2.57E+00
-2.49E+00
-2.49E+00
-2.57E+00
-2.49E+00
-2.57E+00
-2.57E+00
-2.49E+00
-2.57E+00
-2.49E+00
-2.49E+00
-2.49E+00
-2.49E+00
-2.49E+00
-2.41E+00
-2.49E+00
-2.41E+00
-2.41E+00
-2.41E+00
-2.33E+00
-2.41E+00
-2.41E+00
-2.25E+00
-2.33E+00
-2.33E+00
-2.25E+00
-2.25E+00
-2.33E+00
-2.33E+00
-2.25E+00
-2.33E+00
-2.25E+00
-2.25E+00
-2.25E+00
-2.17E+00
-2.25E+00
-2.17E+00
-2.17E+00
-2.17E+00
-2.09E+00
-2.09E+00
-2.17E+00
-2.09E+00
-2.09E+00
-2.09E+00
-2.09E+00
-2.09E+00
-2.09E+00
-2.01E+00
-2.01E+00
-2.01E+00
-2.01E+00
-2.01E+00
-2.01E+00
-1.93E+00
-2.01E+00
-1.93E+00
-1.93E+00
-1.93E+00
-1.93E+00
-1.85E+00
-1.85E+00
-1.85E+00
-1.85E+00
-1.85E+00
-1.85E+00
-1.85E+00
-1.77E+00
-1.69E+00
-1.77E+00
-1.77E+00
-1.69E+00
-1.69E+00
-1.69E+00
-1.77E+00
-1.69E+00
-1.69E+00
-1.69E+00
-1.61E+00
-1.53E+00
-1.61E+00
-1.53E+00
-1.53E+00
-1.53E+00
-1.53E+00
-1.53E+00
-1.45E+00
-1.45E+00
-1.53E+00
-1.37E+00
-1.45E+00
-1.45E+00
-1.45E+00
-1.29E+00
-1.37E+00
-1.37E+00
-1.29E+00
-1.37E+00
-1.29E+00
-1.29E+00
-1.21E+00
-1.29E+00
-1.29E+00
-1.13E+00
-1.29E+00
-1.21E+00
-1.13E+00
-1.13E+00
-1.05E+00
-1.05E+00
-1.13E+00
-1.05E+00
-1.05E+00
-9.65E-01
-1.05E+00
-9.65E-01
-8.84E-01
-9.65E-01
-8.84E-01
-8.84E-01
-9.65E-01
-8.84E-01
-8.84E-01
-8.84E-01
-8.04E-01
-8.84E-01
-8.04E-01
-8.04E-01
-8.04E-01
-8.04E-01
-6.43E-01
-7.24E-01
-8.04E-01
-7.24E-01
-6.43E-01
-6.43E-01
-6.43E-01
-7.24E-01
-5.63E-01
-5.63E-01
-5.63E-01
-4.82E-01
-6.43E-01
-4.82E-01
-4.82E-01
-4.02E-01
-4.82E-01
-4.02E-01
-4.02E-01
-4.02E-01
-4.02E-01
-4.02E-01
-3.22E-01
-4.02E-01
-2.41E-01
-3.22E-01
-2.41E-01
-2.41E-01
-2.41E-01
-2.41E-01
-2.41E-01
-1.61E-01
-1.61E-01
-1.61E-01
-1.61E-01
-8.04E-02
-8.04E-02
-8.04E-02
-8.04E-02
-8.04E-02
0.00E+00
0.00E+00
-8.04E-02];
y=[0.00E+00
0.00E+00
8.04E-02
8.04E-02
8.04E-02
8.04E-02
8.04E-02
1.61E-01
2.41E-01
1.61E-01
1.61E-01
2.41E-01
2.41E-01
2.41E-01
2.41E-01
3.22E-01
3.22E-01
4.02E-01
3.22E-01
3.22E-01
4.02E-01
4.02E-01
4.02E-01
4.02E-01
4.02E-01
4.82E-01
4.82E-01
5.63E-01
4.82E-01
5.63E-01
5.63E-01
5.63E-01
5.63E-01
5.63E-01
6.43E-01
6.43E-01
6.43E-01
7.24E-01
7.24E-01
7.24E-01
7.24E-01
8.04E-01
8.04E-01
8.84E-01
8.04E-01
8.04E-01
8.84E-01
8.04E-01
8.84E-01
8.84E-01
9.65E-01
1.05E+00
9.65E-01
1.05E+00
9.65E-01
9.65E-01
9.65E-01
1.05E+00
1.05E+00
1.13E+00
1.13E+00
1.13E+00
1.13E+00
1.13E+00
1.13E+00
1.21E+00
1.21E+00
1.21E+00
1.29E+00
1.21E+00
1.21E+00
1.29E+00
1.29E+00
1.37E+00
1.37E+00
1.29E+00
1.37E+00
1.45E+00
1.37E+00
1.45E+00
1.37E+00
1.45E+00
1.45E+00
1.45E+00
1.53E+00
1.53E+00
1.53E+00
1.53E+00
1.53E+00
1.61E+00
1.61E+00
1.53E+00
1.61E+00
1.61E+00
1.69E+00
1.69E+00
1.69E+00
1.77E+00
1.77E+00
1.69E+00
1.77E+00
1.77E+00
1.77E+00
1.77E+00
1.77E+00
1.77E+00
1.85E+00
1.93E+00
1.85E+00
1.85E+00
1.85E+00
1.93E+00
1.93E+00
1.93E+00
2.01E+00
2.01E+00
1.93E+00
1.93E+00
2.01E+00
2.01E+00
2.01E+00
2.01E+00
2.17E+00
2.09E+00
2.09E+00
2.17E+00
2.17E+00
2.09E+00
2.17E+00
2.17E+00
2.17E+00
2.17E+00
2.17E+00
2.17E+00
2.17E+00
2.25E+00
2.25E+00
2.25E+00
2.25E+00
2.33E+00
2.25E+00
2.33E+00
2.33E+00
2.25E+00
2.33E+00
2.33E+00
2.33E+00
2.41E+00
2.33E+00
2.41E+00
2.41E+00
2.41E+00
2.41E+00
2.49E+00
2.49E+00
2.49E+00
2.41E+00
2.49E+00
2.49E+00
2.49E+00
2.49E+00
2.49E+00
2.57E+00
2.49E+00
2.57E+00
2.57E+00
2.49E+00
2.57E+00
2.57E+00
2.65E+00
2.57E+00
2.65E+00
2.65E+00
2.65E+00
2.65E+00
2.65E+00
2.65E+00
2.65E+00
2.65E+00
2.65E+00
2.73E+00
2.65E+00
2.65E+00
2.65E+00
2.73E+00
2.65E+00
2.81E+00
2.73E+00
2.65E+00
2.73E+00
2.73E+00
2.81E+00
2.73E+00
2.73E+00
2.81E+00
2.73E+00
2.73E+00
2.81E+00
2.81E+00
2.81E+00
2.81E+00
2.81E+00
2.81E+00
2.81E+00
2.81E+00
2.89E+00
2.81E+00
2.81E+00
2.81E+00
2.89E+00
2.89E+00
2.89E+00
2.89E+00
2.89E+00
2.89E+00
2.81E+00
2.89E+00
2.89E+00
2.97E+00
2.89E+00
2.89E+00
2.89E+00
2.97E+00
2.81E+00
2.97E+00
2.89E+00
2.89E+00
2.89E+00
2.89E+00
2.89E+00
2.89E+00
2.97E+00
2.97E+00
2.89E+00
2.97E+00
2.89E+00
2.97E+00
2.97E+00
2.89E+00
2.89E+00
2.89E+00
2.89E+00
2.89E+00
2.97E+00
2.97E+00
2.89E+00
2.81E+00
2.97E+00
2.97E+00
2.89E+00
2.89E+00
2.97E+00
2.97E+00
2.89E+00
2.89E+00
2.97E+00
2.97E+00
2.89E+00
2.89E+00
2.97E+00
2.89E+00
2.89E+00
2.97E+00
2.97E+00
2.89E+00
2.81E+00
2.89E+00
2.89E+00
2.97E+00
2.89E+00
2.89E+00
2.89E+00
2.89E+00
2.89E+00
2.81E+00
2.89E+00
2.89E+00
2.81E+00
2.89E+00
2.89E+00
2.89E+00
2.81E+00
2.89E+00
2.89E+00
2.81E+00
2.89E+00
2.81E+00
2.89E+00
2.89E+00
2.81E+00
2.81E+00
2.81E+00
2.81E+00
2.81E+00
2.81E+00
2.73E+00
2.81E+00
2.81E+00
2.81E+00
2.73E+00
2.81E+00
2.73E+00
2.81E+00
2.73E+00
2.73E+00
2.73E+00
2.73E+00
2.73E+00
2.65E+00
2.65E+00
2.73E+00
2.65E+00
2.73E+00
2.73E+00
2.73E+00
2.65E+00
2.73E+00
2.65E+00
2.65E+00
2.65E+00
2.73E+00
2.65E+00
2.65E+00
2.57E+00
2.57E+00
2.57E+00
2.49E+00
2.49E+00
2.57E+00
2.57E+00
2.57E+00
2.57E+00
2.57E+00
2.49E+00
2.49E+00
2.49E+00
2.41E+00
2.49E+00
2.49E+00
2.49E+00
2.41E+00
2.41E+00
2.41E+00
2.41E+00
2.41E+00
2.41E+00
2.41E+00
2.33E+00
2.41E+00
2.33E+00
2.33E+00
2.33E+00
2.33E+00
2.25E+00
2.25E+00
2.25E+00
2.25E+00
2.25E+00
2.25E+00
2.25E+00
2.25E+00
2.17E+00
2.25E+00
2.17E+00
2.09E+00
2.25E+00
2.17E+00
2.09E+00
2.17E+00
2.09E+00
2.09E+00
2.09E+00
2.09E+00
2.09E+00
2.01E+00
2.01E+00
2.01E+00
2.01E+00
1.93E+00
1.93E+00
1.93E+00
1.93E+00
1.85E+00
1.93E+00
1.93E+00
1.85E+00
1.85E+00
1.85E+00
1.85E+00
1.77E+00
1.85E+00
1.77E+00
1.77E+00
1.85E+00
1.77E+00
1.77E+00
1.69E+00
1.77E+00
1.69E+00
1.69E+00
1.69E+00
1.69E+00
1.61E+00
1.61E+00
1.61E+00
1.61E+00
1.61E+00
1.53E+00
1.53E+00
1.53E+00
1.45E+00
1.45E+00
1.45E+00
1.45E+00
1.45E+00
1.45E+00
1.45E+00
1.37E+00
1.37E+00
1.29E+00
1.37E+00
1.29E+00
1.29E+00
1.29E+00
1.29E+00
1.21E+00
1.21E+00
1.21E+00
1.21E+00
1.21E+00
1.13E+00
1.13E+00
1.13E+00
1.13E+00
1.13E+00
1.13E+00
1.05E+00
9.65E-01
1.05E+00
1.05E+00
9.65E-01
9.65E-01
9.65E-01
9.65E-01
9.65E-01
9.65E-01
8.84E-01
8.84E-01
8.04E-01
8.04E-01
8.04E-01
7.24E-01
7.24E-01
8.04E-01
7.24E-01
7.24E-01
7.24E-01
7.24E-01
7.24E-01
6.43E-01
6.43E-01
6.43E-01
6.43E-01
6.43E-01
4.82E-01
5.63E-01
5.63E-01
4.82E-01
4.82E-01
4.02E-01
4.02E-01
4.82E-01
4.02E-01
4.82E-01
4.02E-01
4.02E-01
3.22E-01
3.22E-01
3.22E-01
2.41E-01
2.41E-01
2.41E-01
2.41E-01
1.61E-01
2.41E-01
1.61E-01
1.61E-01
1.61E-01
8.04E-02
8.04E-02
0.00E+00
0.00E+00
8.04E-02
8.04E-02
0.00E+00
0.00E+00
0.00E+00
0.00E+00
-8.04E-02
0.00E+00
0.00E+00
0.00E+00
0.00E+00
-8.04E-02
-8.04E-02
-1.61E-01
-8.04E-02
-8.04E-02
-8.04E-02
0.00E+00
-8.04E-02
-8.04E-02
-8.04E-02
-8.04E-02
-8.04E-02
-8.04E-02
-8.04E-02
-8.04E-02
-1.61E-01
-1.61E-01
-1.61E-01
-8.04E-02
-8.04E-02
0.00E+00
-8.04E-02
-8.04E-02
-8.04E-02
0.00E+00
-1.61E-01
-1.61E-01
-8.04E-02
-1.61E-01
-2.41E-01
-1.61E-01
-8.04E-02
-1.61E-01
-1.61E-01
-1.61E-01
-1.61E-01
-8.04E-02
-1.61E-01
-1.61E-01
-1.61E-01
-8.04E-02
-1.61E-01
-8.04E-02
-1.61E-01
-1.61E-01
-1.61E-01
-1.61E-01
-1.61E-01
-8.04E-02
-8.04E-02
-1.61E-01
-1.61E-01
-1.61E-01
-1.61E-01
-1.61E-01
-1.61E-01
-1.61E-01
-1.61E-01
-1.61E-01
-1.61E-01
-1.61E-01
-1.61E-01
-1.61E-01
-1.61E-01
-1.61E-01
-1.61E-01
-1.61E-01
-1.61E-01
-1.61E-01
-1.61E-01
-1.61E-01
-1.61E-01
-8.04E-02
-1.61E-01
-1.61E-01
-2.41E-01
-1.61E-01
-2.41E-01
-1.61E-01
-1.61E-01
-1.61E-01
-1.61E-01
-1.61E-01
-2.41E-01
-1.61E-01
-1.61E-01
-2.41E-01
-1.61E-01
-1.61E-01
-1.61E-01
-1.61E-01
-1.61E-01
-1.61E-01
-1.61E-01
-1.61E-01
-1.61E-01
-1.61E-01
-1.61E-01
-1.61E-01
-2.41E-01
-1.61E-01
-1.61E-01
-1.61E-01
-2.41E-01
-1.61E-01
-2.41E-01
-2.41E-01
-1.61E-01
-1.61E-01
-2.41E-01
-3.22E-01
-1.61E-01
-1.61E-01
-1.61E-01
-1.61E-01
-1.61E-01
-1.61E-01
-1.61E-01
-1.61E-01
-1.61E-01
-2.41E-01
-1.61E-01
-1.61E-01
-1.61E-01
-1.61E-01
-1.61E-01
-1.61E-01
-1.61E-01
-1.61E-01
-1.61E-01
-1.61E-01
-1.61E-01
-1.61E-01
-1.61E-01
-8.04E-02
-1.61E-01
-1.61E-01
-2.41E-01
-2.41E-01
-1.61E-01
-1.61E-01
-2.41E-01
-1.61E-01
-2.41E-01
-2.41E-01
-1.61E-01
-1.61E-01
-1.61E-01
-1.61E-01
-8.04E-02
-1.61E-01
-1.61E-01
-2.41E-01
-2.41E-01
-1.61E-01
-1.61E-01
-1.61E-01
-2.41E-01
-1.61E-01
-1.61E-01
-2.41E-01
-2.41E-01
-1.61E-01
-1.61E-01
-1.61E-01
-1.61E-01
-2.41E-01
-2.41E-01
-1.61E-01
-2.41E-01
-1.61E-01
-1.61E-01
-2.41E-01
-1.61E-01
-1.61E-01
-1.61E-01
-2.41E-01
-1.61E-01
-2.41E-01
-1.61E-01
-2.41E-01
-1.61E-01
-1.61E-01
-2.41E-01
-2.41E-01
-1.61E-01
-1.61E-01
-2.41E-01
-1.61E-01
-3.22E-01
-1.61E-01
-2.41E-01
-1.61E-01
-1.61E-01
-1.61E-01
-1.61E-01
-2.41E-01
-2.41E-01
-1.61E-01
-1.61E-01
-2.41E-01
-1.61E-01
-1.61E-01
-1.61E-01
-2.41E-01
-2.41E-01
-1.61E-01
-1.61E-01
-1.61E-01
-1.61E-01
-1.61E-01
-1.61E-01
-1.61E-01
-2.41E-01
-1.61E-01
-3.22E-01
-1.61E-01
-1.61E-01
-2.41E-01
-2.41E-01
-1.61E-01
-2.41E-01
-2.41E-01
-1.61E-01
-2.41E-01
-2.41E-01
-2.41E-01
-1.61E-01
-2.41E-01
-2.41E-01
-1.61E-01
-2.41E-01
-2.41E-01
-2.41E-01
-2.41E-01
-1.61E-01
-2.41E-01
-1.61E-01
-2.41E-01
-1.61E-01
-2.41E-01
-1.61E-01
-1.61E-01
-2.41E-01
-1.61E-01
-1.61E-01
-2.41E-01
-2.41E-01
-1.61E-01
-1.61E-01
-1.61E-01
-2.41E-01
-1.61E-01
-2.41E-01
-1.61E-01
-2.41E-01
-2.41E-01
-2.41E-01
-1.61E-01
-2.41E-01
-2.41E-01
-1.61E-01
-1.61E-01
-2.41E-01
-1.61E-01
-1.61E-01
-1.61E-01
-2.41E-01
-2.41E-01
-2.41E-01
-2.41E-01
-2.41E-01
-2.41E-01
-2.41E-01
-2.41E-01
-1.61E-01
-1.61E-01
-1.61E-01
-2.41E-01
-1.61E-01
-1.61E-01
-1.61E-01
-1.61E-01
-1.61E-01
-1.61E-01
-1.61E-01
-3.22E-01
-2.41E-01
-1.61E-01
-2.41E-01
-1.61E-01
-2.41E-01
-2.41E-01
-1.61E-01
-2.41E-01
-2.41E-01
-2.41E-01
-2.41E-01
-2.41E-01
-1.61E-01
-1.61E-01
-1.61E-01
-1.61E-01
-1.61E-01
-2.41E-01
-1.61E-01
-1.61E-01
-1.61E-01
-1.61E-01
-1.61E-01
-1.61E-01
-1.61E-01
-2.41E-01
-2.41E-01
-2.41E-01
-1.61E-01
-2.41E-01
-2.41E-01
-1.61E-01
-1.61E-01
-1.61E-01
-1.61E-01
-2.41E-01
-2.41E-01
-2.41E-01
-1.61E-01
-1.61E-01
-1.61E-01
-1.61E-01
-1.61E-01
-1.61E-01
-2.41E-01
-1.61E-01
-2.41E-01
-2.41E-01
-2.41E-01
-1.61E-01
-1.61E-01
-2.41E-01
-1.61E-01
-2.41E-01
-1.61E-01
-2.41E-01
-2.41E-01
-2.41E-01
-1.61E-01
-2.41E-01
-1.61E-01
-1.61E-01
-2.41E-01
-1.61E-01
-1.61E-01
-2.41E-01
-2.41E-01
-2.41E-01
-1.61E-01
-2.41E-01
-1.61E-01
-1.61E-01
-1.61E-01
-1.61E-01
-1.61E-01
-1.61E-01
-2.41E-01
-1.61E-01
-1.61E-01
-1.61E-01
-1.61E-01
-1.61E-01
-1.61E-01
-2.41E-01
-1.61E-01
-1.61E-01
-1.61E-01
-1.61E-01
-1.61E-01
-2.41E-01
-1.61E-01
-1.61E-01
-2.41E-01
-2.41E-01
-1.61E-01
-1.61E-01
-1.61E-01
-2.41E-01
-2.41E-01
-1.61E-01
-1.61E-01
-1.61E-01
-1.61E-01
-1.61E-01
-1.61E-01
-2.41E-01
-1.61E-01
-1.61E-01
-1.61E-01
-1.61E-01
-2.41E-01
-1.61E-01
-1.61E-01
-1.61E-01
-1.61E-01
-1.61E-01
-1.61E-01
-2.41E-01
-1.61E-01
-1.61E-01
-1.61E-01
-1.61E-01
-8.04E-02
-1.61E-01
-1.61E-01
-2.41E-01
-1.61E-01
-1.61E-01
-1.61E-01
-1.61E-01
-1.61E-01
-1.61E-01
-2.41E-01
-1.61E-01
-1.61E-01
-8.04E-02
-8.04E-02
-1.61E-01
-1.61E-01
-1.61E-01
-1.61E-01
-1.61E-01
-1.61E-01
-1.61E-01
-8.04E-02
-1.61E-01
-1.61E-01
-1.61E-01
-1.61E-01
-8.04E-02
-1.61E-01
-1.61E-01
-2.41E-01
-1.61E-01
-1.61E-01
-1.61E-01
-1.61E-01
-8.04E-02
-8.04E-02
-2.41E-01
-8.04E-02
-1.61E-01
-1.61E-01
-1.61E-01
-1.61E-01
-8.04E-02
-1.61E-01
-8.04E-02
-8.04E-02
-8.04E-02
-8.04E-02
0.00E+00
-1.61E-01
-8.04E-02
-8.04E-02
-8.04E-02
-1.61E-01
-8.04E-02
0.00E+00
-8.04E-02
-8.04E-02
-8.04E-02
-8.04E-02
-8.04E-02
-8.04E-02
-1.61E-01
-8.04E-02
-8.04E-02
-8.04E-02
-8.04E-02
-8.04E-02
0.00E+00
-8.04E-02
-8.04E-02
-8.04E-02
-8.04E-02
-8.04E-02
-8.04E-02
-8.04E-02
-8.04E-02
-8.04E-02
0.00E+00
-8.04E-02
0.00E+00
0.00E+00
0.00E+00
0.00E+00
-8.04E-02
0.00E+00
8.04E-02
0.00E+00
8.04E-02
8.04E-02
8.04E-02
1.61E-01
8.04E-02
8.04E-02
8.04E-02
8.04E-02
1.61E-01
1.61E-01
2.41E-01
2.41E-01
2.41E-01
2.41E-01
3.22E-01
4.02E-01
2.41E-01
3.22E-01
4.02E-01
4.02E-01
4.02E-01
4.82E-01
4.82E-01
4.02E-01
4.82E-01
4.82E-01
4.82E-01
5.63E-01
4.82E-01
5.63E-01
5.63E-01
6.43E-01
4.82E-01
6.43E-01
5.63E-01
6.43E-01
7.24E-01
6.43E-01
7.24E-01
7.24E-01
7.24E-01
8.04E-01
8.04E-01
8.04E-01
8.04E-01
8.04E-01
8.04E-01
8.84E-01
8.84E-01
8.84E-01
9.65E-01
9.65E-01
8.84E-01
9.65E-01
9.65E-01
9.65E-01
9.65E-01
1.05E+00
1.13E+00
1.13E+00
1.13E+00
1.05E+00
1.13E+00
1.21E+00
1.21E+00
1.21E+00
1.29E+00
1.21E+00
1.21E+00
1.21E+00
1.29E+00
1.37E+00
1.29E+00
1.29E+00
1.29E+00
1.45E+00
1.37E+00
1.37E+00
1.45E+00
1.45E+00
1.45E+00
1.53E+00
1.45E+00
1.53E+00
1.53E+00
1.53E+00
1.53E+00
1.61E+00
1.61E+00
1.53E+00
1.61E+00
1.61E+00
1.69E+00
1.69E+00
1.69E+00
1.77E+00
1.69E+00
1.69E+00
1.77E+00
1.77E+00
1.69E+00
1.77E+00
1.77E+00
1.77E+00
1.77E+00
1.85E+00
1.93E+00
1.85E+00
1.93E+00
1.93E+00
1.85E+00
2.01E+00
2.01E+00
1.93E+00
1.93E+00
2.01E+00
2.01E+00
2.01E+00
2.01E+00
2.01E+00
2.09E+00
2.09E+00
2.09E+00
2.09E+00
2.09E+00
2.17E+00
2.17E+00
2.17E+00
2.09E+00
2.17E+00
2.09E+00
2.17E+00
2.17E+00
2.17E+00
2.25E+00
2.25E+00
2.25E+00
2.17E+00
2.33E+00
2.25E+00
2.33E+00
2.33E+00
2.25E+00
2.33E+00
2.33E+00
2.33E+00
2.41E+00
2.33E+00
2.41E+00
2.41E+00
2.41E+00
2.41E+00
2.49E+00
2.49E+00
2.49E+00
2.57E+00
2.49E+00
2.49E+00
2.57E+00
2.49E+00
2.49E+00
2.49E+00
2.49E+00
2.57E+00
2.57E+00
2.49E+00
2.57E+00
2.65E+00
2.57E+00
2.57E+00
2.57E+00
2.65E+00
2.65E+00
2.57E+00
2.65E+00
2.65E+00
2.57E+00
2.65E+00
2.65E+00
2.65E+00
2.73E+00
2.65E+00
2.65E+00
2.81E+00
2.73E+00
2.73E+00
2.81E+00
2.73E+00
2.73E+00
2.73E+00
2.81E+00
2.73E+00
2.73E+00
2.81E+00
2.73E+00
2.81E+00
2.81E+00
2.81E+00
2.81E+00
2.81E+00
2.81E+00
2.81E+00
2.73E+00
2.81E+00
2.81E+00
2.81E+00
2.81E+00
2.81E+00
2.81E+00
2.81E+00
2.89E+00
2.89E+00
2.89E+00
2.89E+00
2.89E+00
2.89E+00
2.89E+00
2.89E+00
2.89E+00
2.89E+00
2.89E+00
2.89E+00
2.89E+00
2.89E+00
2.89E+00
2.97E+00
2.89E+00
2.97E+00
2.89E+00
2.89E+00
2.97E+00
2.97E+00
2.89E+00
2.89E+00
2.89E+00
2.89E+00
2.97E+00
2.89E+00
2.97E+00
2.97E+00
2.97E+00
2.97E+00
2.97E+00
2.97E+00
2.97E+00
2.97E+00
2.89E+00
2.89E+00
2.97E+00
2.89E+00
2.97E+00
2.97E+00
2.89E+00
2.97E+00
2.97E+00
2.89E+00
2.89E+00
2.89E+00
2.89E+00
2.97E+00
2.97E+00
2.89E+00
2.89E+00
2.97E+00
2.89E+00
2.89E+00
2.89E+00
2.89E+00
2.89E+00
2.89E+00
2.89E+00
2.89E+00
2.89E+00
2.89E+00
2.89E+00
2.89E+00
2.89E+00
2.89E+00
2.89E+00
2.97E+00
2.81E+00
2.89E+00
2.81E+00
2.81E+00
2.81E+00
2.81E+00
2.89E+00
2.81E+00
2.81E+00
2.81E+00
2.81E+00
2.81E+00
2.81E+00
2.81E+00
2.81E+00
2.81E+00
2.81E+00
2.81E+00
2.81E+00
2.73E+00
2.73E+00
2.81E+00
2.73E+00
2.81E+00
2.73E+00
2.73E+00
2.81E+00
2.73E+00
2.65E+00
2.73E+00
2.65E+00
2.65E+00
2.65E+00
2.73E+00
2.65E+00
2.65E+00
2.65E+00
2.65E+00
2.65E+00
2.57E+00
2.73E+00
2.57E+00
2.65E+00
2.57E+00
2.57E+00
2.57E+00
2.57E+00
2.57E+00
2.57E+00
2.49E+00
2.57E+00
2.57E+00
2.49E+00
2.57E+00
2.57E+00
2.49E+00
2.49E+00
2.49E+00
2.41E+00
2.41E+00
2.49E+00
2.49E+00
2.41E+00
2.41E+00
2.33E+00
2.41E+00
2.33E+00
2.25E+00
2.33E+00
2.33E+00
2.25E+00
2.25E+00
2.33E+00
2.25E+00
2.25E+00
2.25E+00
2.25E+00
2.25E+00
2.25E+00
2.17E+00
2.17E+00
2.17E+00
2.17E+00
2.25E+00
2.17E+00
2.17E+00
2.09E+00
2.09E+00
2.09E+00
2.09E+00
2.01E+00
2.01E+00
2.01E+00
2.09E+00
1.93E+00
2.01E+00
2.01E+00
2.01E+00
1.93E+00
1.93E+00
1.93E+00
1.93E+00
1.93E+00
1.93E+00
1.85E+00
1.85E+00
1.93E+00
1.85E+00
1.77E+00
1.77E+00
1.77E+00
1.77E+00
1.77E+00
1.69E+00
1.69E+00
1.77E+00
1.69E+00
1.69E+00
1.69E+00
1.61E+00
1.69E+00
1.61E+00
1.61E+00
1.61E+00
1.61E+00
1.53E+00
1.53E+00
1.45E+00
1.45E+00
1.53E+00
1.45E+00
1.45E+00
1.45E+00
1.45E+00
1.45E+00
1.37E+00
1.29E+00
1.37E+00
1.45E+00
1.29E+00
1.29E+00
1.29E+00
1.21E+00
1.29E+00
1.29E+00
1.21E+00
1.21E+00
1.21E+00
1.21E+00
1.21E+00
1.13E+00
1.13E+00
1.13E+00
1.05E+00
1.13E+00
1.05E+00
1.05E+00
1.05E+00
1.05E+00
1.05E+00
9.65E-01
9.65E-01
9.65E-01
8.84E-01
8.84E-01
8.84E-01
8.84E-01
8.84E-01
8.04E-01
8.04E-01
8.04E-01
7.24E-01
7.24E-01
7.24E-01
7.24E-01
6.43E-01
7.24E-01
6.43E-01
6.43E-01
7.24E-01
6.43E-01
5.63E-01
5.63E-01
5.63E-01
5.63E-01
5.63E-01
4.82E-01
4.82E-01
4.82E-01
4.02E-01
4.82E-01
3.22E-01
4.02E-01
4.02E-01
4.02E-01
3.22E-01
2.41E-01
2.41E-01
2.41E-01
2.41E-01
2.41E-01
2.41E-01
2.41E-01
2.41E-01
1.61E-01
8.04E-02
1.61E-01
1.61E-01
8.04E-02
8.04E-02
8.04E-02
8.04E-02
0.00E+00
8.04E-02
0.00E+00
0.00E+00
0.00E+00
-8.04E-02
0.00E+00
-8.04E-02
-8.04E-02
-1.61E-01
-8.04E-02
0.00E+00
-8.04E-02
-8.04E-02
-8.04E-02
-8.04E-02
0.00E+00
-8.04E-02
-8.04E-02
-8.04E-02
-1.61E-01
-8.04E-02
-8.04E-02
-8.04E-02
0.00E+00
-8.04E-02
-1.61E-01
-8.04E-02
-8.04E-02
-1.61E-01
-8.04E-02
-8.04E-02
-8.04E-02
-1.61E-01
-8.04E-02
-8.04E-02
-1.61E-01
-1.61E-01
-1.61E-01
-8.04E-02
-8.04E-02
-1.61E-01
-1.61E-01
-8.04E-02
-1.61E-01
-1.61E-01
-8.04E-02
-8.04E-02
-2.41E-01
-1.61E-01
-1.61E-01
-8.04E-02
-8.04E-02
-8.04E-02
-1.61E-01
-8.04E-02
-1.61E-01
-8.04E-02
-1.61E-01
-1.61E-01
-1.61E-01
-1.61E-01
-1.61E-01
-8.04E-02
-1.61E-01
-2.41E-01
-1.61E-01
-1.61E-01
-1.61E-01
-1.61E-01
-1.61E-01
-1.61E-01
-1.61E-01
-1.61E-01
-1.61E-01
-2.41E-01
-1.61E-01
-8.04E-02
-1.61E-01
-1.61E-01
-1.61E-01
-1.61E-01
-1.61E-01
-1.61E-01
-2.41E-01
-1.61E-01
-1.61E-01
-1.61E-01
-1.61E-01
-1.61E-01
-1.61E-01
-1.61E-01
-1.61E-01
-1.61E-01
-1.61E-01
-2.41E-01
-1.61E-01
-1.61E-01
-1.61E-01
-1.61E-01
-1.61E-01
-1.61E-01
-1.61E-01
-1.61E-01
-1.61E-01
-1.61E-01
-1.61E-01
-1.61E-01
-1.61E-01
-2.41E-01
-1.61E-01
-1.61E-01
-1.61E-01
-1.61E-01
-2.41E-01
-1.61E-01
-1.61E-01
-1.61E-01
-2.41E-01
-1.61E-01
-1.61E-01
-1.61E-01
-2.41E-01
-1.61E-01
-2.41E-01
-2.41E-01
-1.61E-01
-1.61E-01
-2.41E-01
-2.41E-01
-1.61E-01
-2.41E-01
-1.61E-01
-1.61E-01
-8.04E-02
-1.61E-01
-1.61E-01
-8.04E-02
-1.61E-01
-1.61E-01
-1.61E-01
-1.61E-01
-1.61E-01
-1.61E-01
-2.41E-01
-1.61E-01
-2.41E-01
-2.41E-01
-1.61E-01
-1.61E-01
-1.61E-01
-2.41E-01
-1.61E-01
-1.61E-01
-1.61E-01
-1.61E-01
-1.61E-01
-1.61E-01
-2.41E-01
-1.61E-01
-2.41E-01
-1.61E-01
-1.61E-01
-1.61E-01
-1.61E-01
-2.41E-01
-2.41E-01
-1.61E-01
-1.61E-01
-1.61E-01
-1.61E-01
-1.61E-01
-1.61E-01
-1.61E-01
-1.61E-01
-1.61E-01
-1.61E-01
-2.41E-01
-8.04E-02
-2.41E-01
-1.61E-01
-1.61E-01
-2.41E-01
-2.41E-01
-2.41E-01
-2.41E-01
-2.41E-01
-1.61E-01
-1.61E-01
-1.61E-01
-1.61E-01
-1.61E-01
-1.61E-01
-2.41E-01
-1.61E-01
-3.22E-01
-2.41E-01
-2.41E-01
-1.61E-01
-2.41E-01
-1.61E-01
-1.61E-01
-2.41E-01
-1.61E-01
-2.41E-01
-2.41E-01
-2.41E-01
-1.61E-01
-2.41E-01
-1.61E-01
-2.41E-01
-2.41E-01
-1.61E-01
-2.41E-01
-2.41E-01
-2.41E-01
-1.61E-01
-2.41E-01
-2.41E-01
-1.61E-01
-1.61E-01
-3.22E-01
-1.61E-01
-1.61E-01
-1.61E-01
-2.41E-01
-1.61E-01
-1.61E-01
-1.61E-01
-2.41E-01
-1.61E-01
-2.41E-01
-2.41E-01
-1.61E-01
-1.61E-01
-1.61E-01
-1.61E-01
-1.61E-01
-1.61E-01
-1.61E-01
-1.61E-01
-1.61E-01
-1.61E-01
-2.41E-01
-1.61E-01
-1.61E-01
-2.41E-01
-1.61E-01
-1.61E-01
-2.41E-01
-2.41E-01
-1.61E-01
-1.61E-01
-2.41E-01
-1.61E-01
-2.41E-01
-1.61E-01
-2.41E-01
-1.61E-01
-1.61E-01
-1.61E-01
-1.61E-01
-2.41E-01
-1.61E-01
-1.61E-01
-2.41E-01
-2.41E-01
-1.61E-01
-2.41E-01
-1.61E-01
-2.41E-01
-1.61E-01
-1.61E-01
-1.61E-01
-1.61E-01
-2.41E-01
-2.41E-01
-1.61E-01
-1.61E-01
-2.41E-01
-1.61E-01
-1.61E-01
-3.22E-01
-1.61E-01
-1.61E-01
-2.41E-01
-1.61E-01
-1.61E-01
-1.61E-01
-1.61E-01
-1.61E-01
-1.61E-01
-1.61E-01
-2.41E-01
-1.61E-01
-1.61E-01
-1.61E-01
-2.41E-01
-2.41E-01
-1.61E-01
-1.61E-01
-2.41E-01
-1.61E-01
-1.61E-01
-1.61E-01
-2.41E-01
-2.41E-01
-2.41E-01
-2.41E-01
-1.61E-01
-1.61E-01
-2.41E-01
-1.61E-01
-1.61E-01
-2.41E-01
-1.61E-01
-1.61E-01
-1.61E-01
-2.41E-01
-1.61E-01
-2.41E-01
-1.61E-01
-2.41E-01
-2.41E-01
-1.61E-01
-2.41E-01
-1.61E-01
-1.61E-01
-2.41E-01
-2.41E-01
-2.41E-01
-1.61E-01
-3.22E-01
-3.22E-01
-1.61E-01
-1.61E-01
-2.41E-01
-1.61E-01
-1.61E-01
-1.61E-01
-1.61E-01
-2.41E-01
-2.41E-01
-1.61E-01
-2.41E-01
-1.61E-01
-1.61E-01
-1.61E-01
-1.61E-01
-1.61E-01
-1.61E-01
-2.41E-01
-8.04E-02
-1.61E-01
-1.61E-01
-1.61E-01
-2.41E-01
-1.61E-01
-2.41E-01
-1.61E-01
-1.61E-01
-1.61E-01
-1.61E-01
-1.61E-01
-8.04E-02
-1.61E-01
-1.61E-01
-2.41E-01
-2.41E-01
-2.41E-01
-1.61E-01
-1.61E-01
-1.61E-01
-1.61E-01
-1.61E-01
-1.61E-01
-2.41E-01
-1.61E-01
-2.41E-01
-1.61E-01
-2.41E-01
-1.61E-01
-1.61E-01
-1.61E-01
-2.41E-01
-1.61E-01
-1.61E-01
-2.41E-01
-2.41E-01
-1.61E-01
-1.61E-01
-1.61E-01
-1.61E-01
-1.61E-01
-1.61E-01
-1.61E-01
-1.61E-01
-1.61E-01
-1.61E-01
-1.61E-01
-1.61E-01
-8.04E-02
-1.61E-01
-1.61E-01
-1.61E-01
-1.61E-01
-1.61E-01
-1.61E-01
-2.41E-01
-1.61E-01
-1.61E-01
-1.61E-01
-1.61E-01
-2.41E-01
-1.61E-01
-1.61E-01
-1.61E-01
-2.41E-01
-1.61E-01
-2.41E-01
-1.61E-01
-1.61E-01
-2.41E-01
-1.61E-01
-1.61E-01
-1.61E-01
-1.61E-01
-1.61E-01
-1.61E-01
-8.04E-02
-1.61E-01
-1.61E-01
-1.61E-01
-1.61E-01
-1.61E-01
-1.61E-01
-2.41E-01
-1.61E-01
-8.04E-02
-1.61E-01
-1.61E-01
-1.61E-01
-8.04E-02
-1.61E-01
-8.04E-02
-1.61E-01
-8.04E-02
-1.61E-01
-8.04E-02
-1.61E-01
-1.61E-01
-1.61E-01
-1.61E-01
-1.61E-01
-1.61E-01
-1.61E-01
-1.61E-01
-1.61E-01
-2.41E-01
-1.61E-01
-8.04E-02
-1.61E-01
-1.61E-01
-8.04E-02
-1.61E-01
-8.04E-02
-1.61E-01
-8.04E-02
0.00E+00
-8.04E-02
-8.04E-02
-1.61E-01
-1.61E-01
-8.04E-02
-1.61E-01
-1.61E-01
-8.04E-02
-1.61E-01
-8.04E-02
-8.04E-02
-1.61E-01
-1.61E-01
-8.04E-02
-8.04E-02
-1.61E-01
-8.04E-02
-8.04E-02
0.00E+00
-8.04E-02
-1.61E-01
-8.04E-02
-8.04E-02
-1.61E-01
-8.04E-02
-1.61E-01
-8.04E-02
-8.04E-02
-8.04E-02
0.00E+00
-8.04E-02
0.00E+00
0.00E+00
0.00E+00
0.00E+00
0.00E+00
0.00E+00
0.00E+00];

%scatter(x,y,'filled')
%hold on
%scatter(x,y,'filled')
plot(t,x)
hold on
plot(t,y)
grid on
xlabel('Tiempo (s)') 
ylabel('Voltaje (V)')

%xticks([0 0.45 0.5 0.55 0.6 0.65 0.7 0.75 0.8 1])
%xticklabels({'0','0.45','0.5','0.55','0.6','0.65','0.7','0.75','0.8','1'})
yticks([-3 -2 -1 -0.161 0  1 2 3])
